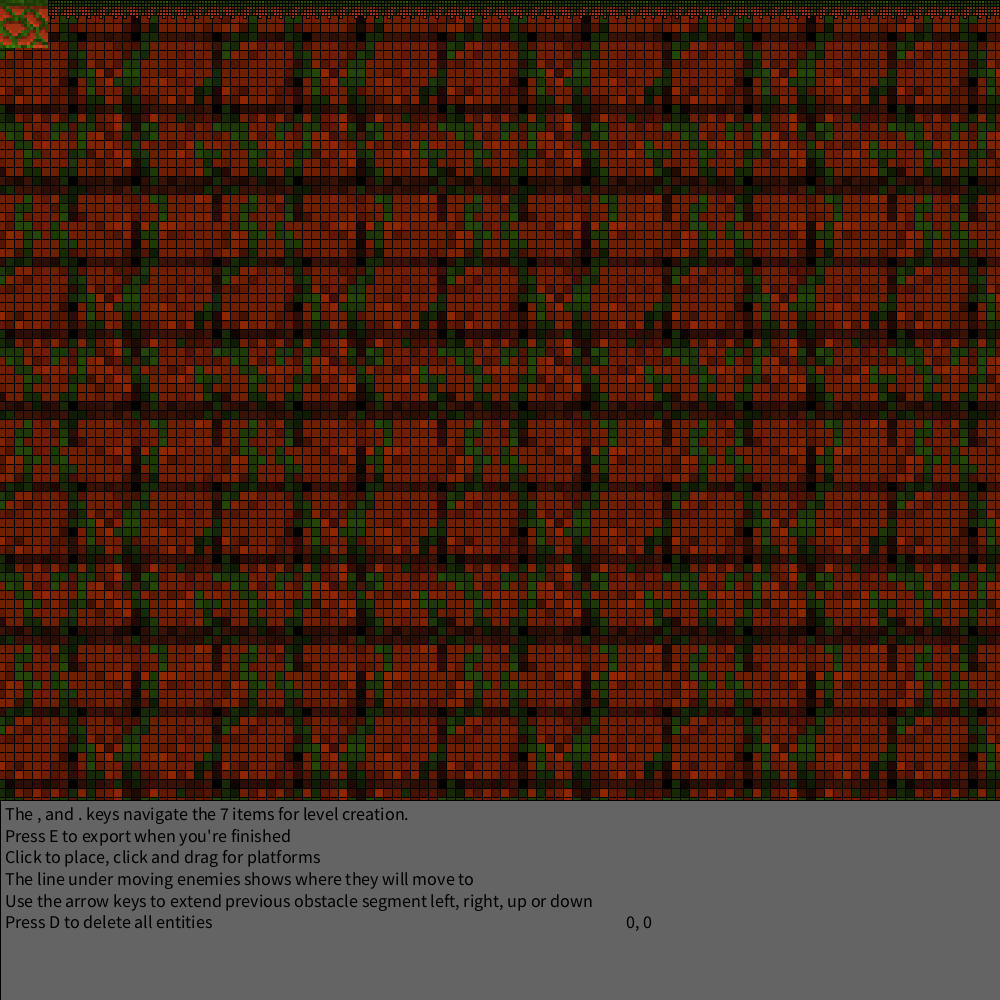
Frame 1 (no input)
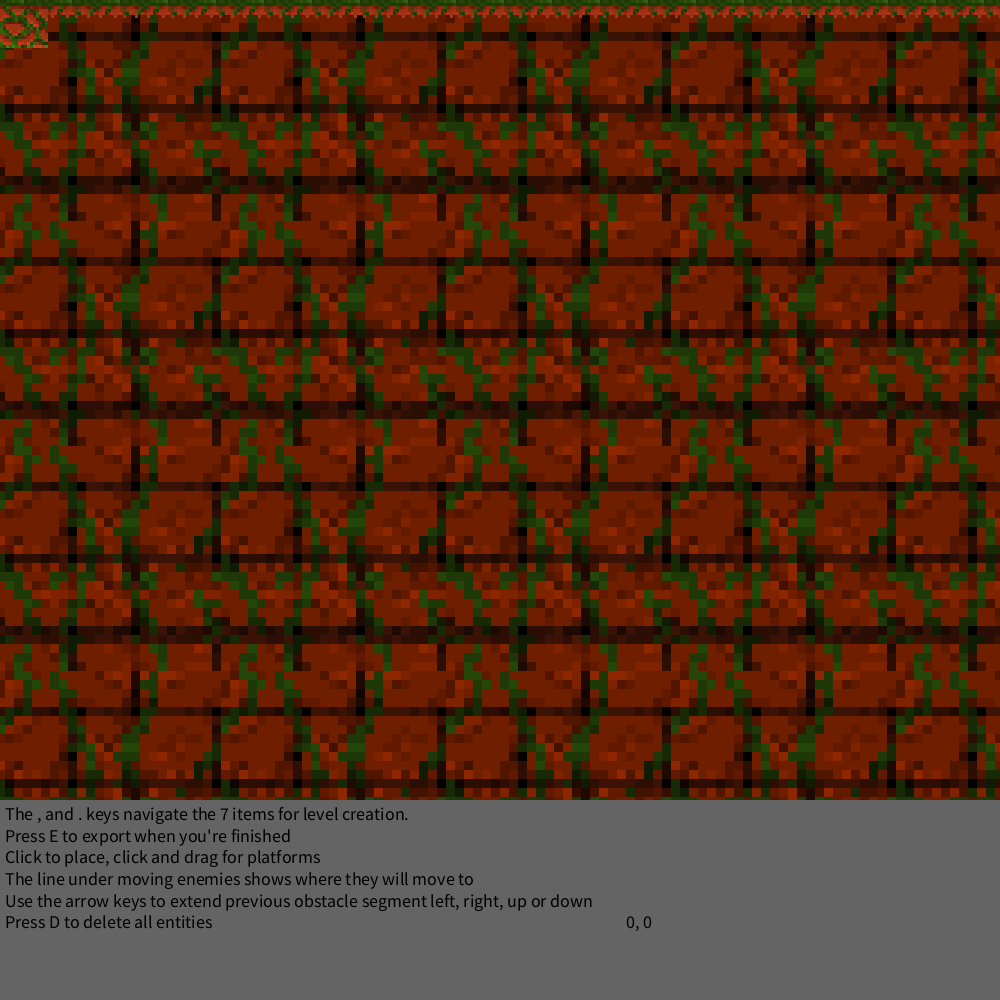
Frame 60 (the mouse pressed at the canvas centre just before this capture)
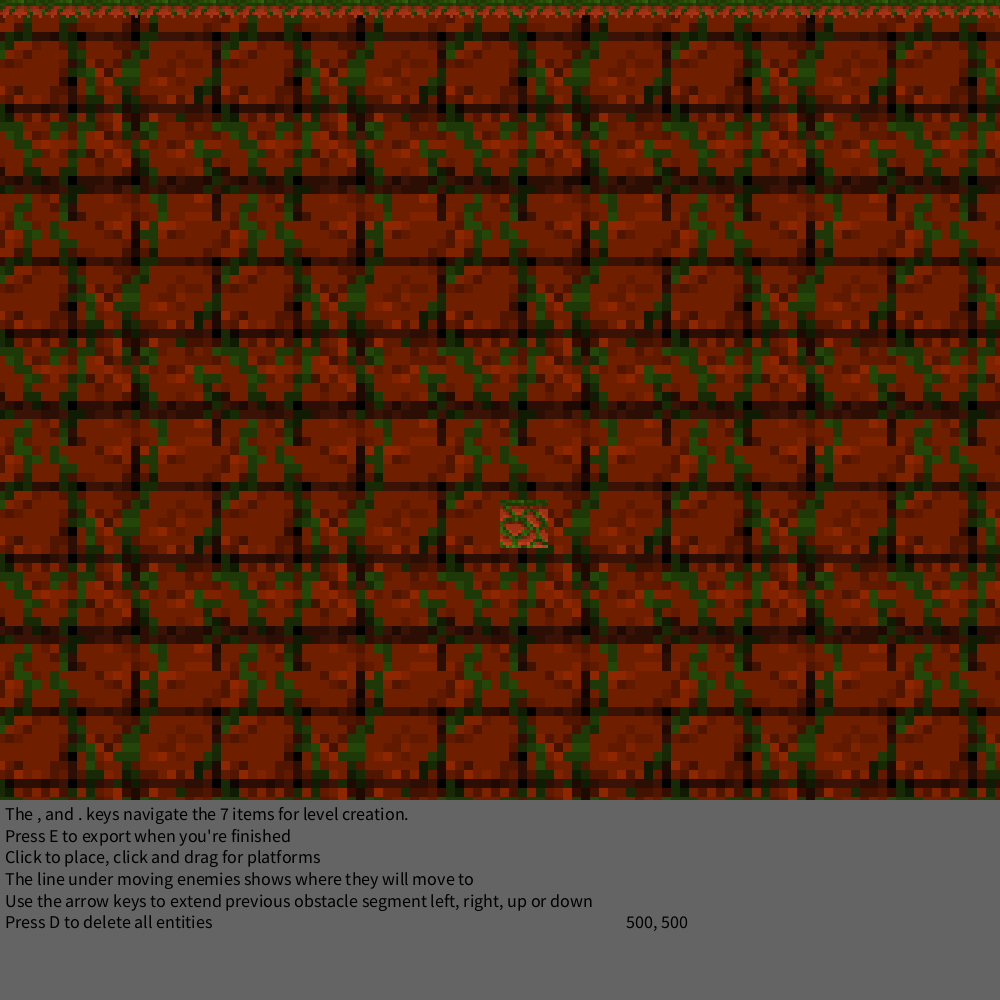
Frame 120 (the mouse held since frame 60 and released just before this capture)

The Processing sketch that drew these frames (run headless with seeded random() and noise(); from frame 60 on, the mouse is pressed at the canvas centre):

// Processing sketch: Lava_Escape_Level_Designer
// ── Lava_Escape_Level_Designer.pde
int selecteditem = 0;
int numofitems = 7;
ArrayList<Integer> spritetype = new ArrayList<Integer>();
ArrayList<Integer> x = new ArrayList<Integer>();
ArrayList<Integer> y = new ArrayList<Integer>();
int lastplatx = -1;
int lastplaty = -1;
int tempx;
int tempy;
void setup(){
  size(1000,1000);//1000x800 is level size
  background(100);
}
void mousePressed() {
  if(mouseY < 800 && selecteditem != 7){
    spritetype.add(selecteditem);
    x.add(mouseX);
    y.add(mouseY);
    lastplatx = mouseX;
    lastplaty = mouseY;
  }
}
void draw(){
  for(int x = -40; x < 1000; x+=225){
    for(int y = -40; y < 780; y+=225){
      fill(58, 19, 6);rect(x + 279, y + 0, 9, 9);rect(x + 252, y + 0, 9, 9);rect(x + 207, y + 0, 9, 9);rect(x + 189, y + 0, 9, 9);rect(x + 144, y + 0, 9, 9);rect(x + 135, y + 0, 9, 9);rect(x + 99, y + 0, 9, 9);rect(x + 72, y + 0, 9, 9);rect(x + 63, y + 0, 9, 9);rect(x + 54, y + 0, 9, 9);rect(x + 153, y + 72, 9, 9);rect(x + 135, y + 72, 9, 9);rect(x + 126, y + 72, 9, 9);rect(x + 153, y + 72, 9, 9);rect(x + 198, y + 72, 9, 9);rect(x + 207, y + 72, 9, 9);rect(x + 216, y + 72, 9, 9);rect(x + 225, y + 72, 9, 9);rect(x + 234, y + 72, 9, 9);rect(x + 261, y + 72, 9, 9);rect(x + 252, y + 81, 9, 9);rect(x + 153, y + 144, 9, 9);rect(x + 171, y + 162, 9, 9);rect(x + 171, y + 180, 9, 9);rect(x + 99, y + 144, 9, 9);rect(x + 144, y + 144, 9, 9);rect(x + 189, y + 144, 9, 9);rect(x + 198, y + 144, 9, 9);rect(x + 207, y + 144, 9, 9);rect(x + 216, y + 144, 9, 9);rect(x + 243, y + 144, 9, 9);rect(x + 270, y + 144, 9, 9);rect(x + 36, y + 216, 9, 9);rect(x + 63, y + 216, 9, 9);rect(x + 108, y + 225, 9, 9);rect(x + 144, y + 216, 9, 9);rect(x + 162, y + 216, 9, 9);rect(x + 198, y + 216, 9, 9);rect(x + 216, y + 216, 9, 9);rect(x + 252, y + 225, 9, 9);rect(x + 279, y + 216, 9, 9);rect(x + 252, y + 261, 9, 9);fill(112, 30, 0);rect(x + 279, y + 162, 9, 9);rect(x + 279, y + 45, 9, 9);rect(x + 279, y + 54, 9, 9);rect(x + 279, y + 63, 9, 9);rect(x + 261, y + 45, 9, 9);rect(x + 261, y + 36, 9, 9);rect(x + 252, y + 36, 9, 9);rect(x + 252, y + 45, 9, 9);rect(x + 243, y + 36, 9, 9);rect(x + 234, y + 36, 9, 9);rect(x + 234, y + 45, 9, 9);rect(x + 243, y + 45, 9, 9);rect(x + 243, y + 171, 9, 9);rect(x + 234, y + 171, 9, 9);rect(x + 234, y + 162, 9, 9);rect(x + 225, y + 153, 9, 9);rect(x + 216, y + 153, 9, 9);rect(x + 207, y + 153, 9, 9);rect(x + 198, y + 153, 9, 9);rect(x + 189, y + 153, 9, 9);rect(x + 198, y + 162, 9, 9);rect(x + 198, y + 171, 9, 9);rect(x + 207, y + 171, 9, 9);rect(x + 216, y + 171, 9, 9);rect(x + 225, y + 171, 9, 9);rect(x + 225, y + 162, 9, 9);rect(x + 216, y + 162, 9, 9);rect(x + 207, y + 162, 9, 9);rect(x + 243, y + 54, 9, 9);rect(x + 198, y + 54, 9, 9);rect(x + 207, y + 54, 9, 9);rect(x + 216, y + 54, 9, 9);rect(x + 198, y + 63, 9, 9);rect(x + 207, y + 63, 9, 9);rect(x + 216, y + 63, 9, 9);rect(x + 225, y + 63, 9, 9);rect(x + 225, y + 54, 9, 9);rect(x + 234, y + 54, 9, 9);rect(x + 234, y + 63, 9, 9);rect(x + 180, y + 171, 9, 9);rect(x + 180, y + 54, 9, 9);rect(x + 162, y + 36, 9, 9);rect(x + 162, y + 162, 9, 9);rect(x + 153, y + 162, 9, 9);rect(x + 153, y + 153, 9, 9);rect(x + 144, y + 153, 9, 9);rect(x + 144, y + 171, 9, 9);rect(x + 162, y + 54, 9, 9);rect(x + 153, y + 54, 9, 9);rect(x + 144, y + 54, 9, 9);rect(x + 153, y + 63, 9, 9);rect(x + 144, y + 63, 9, 9);rect(x + 135, y + 63, 9, 9);rect(x + 135, y + 54, 9, 9);rect(x + 126, y + 54, 9, 9);rect(x + 117, y + 54, 9, 9);rect(x + 108, y + 45, 9, 9);rect(x + 117, y + 45, 9, 9);rect(x + 126, y + 45, 9, 9);rect(x + 135, y + 45, 9, 9);rect(x + 99, y + 36, 9, 9);rect(x + 108, y + 36, 9, 9);rect(x + 117, y + 36, 9, 9);rect(x + 126, y + 36, 9, 9);rect(x + 99, y + 171, 9, 9);rect(x + 108, y + 171, 9, 9);rect(x + 117, y + 162, 9, 9);rect(x + 126, y + 153, 9, 9);rect(x + 81, y + 45, 9, 9);rect(x + 81, y + 36, 9, 9);rect(x + 72, y + 171, 9, 9);rect(x + 81, y + 171, 9, 9);rect(x + 72, y + 162, 9, 9);rect(x + 81, y + 162, 9, 9);rect(x + 90, y + 153, 9, 9);rect(x + 81, y + 153, 9, 9);rect(x + 72, y + 153, 9, 9);rect(x + 63, y + 153, 9, 9);rect(x + 54, y + 153, 9, 9);rect(x + 54, y + 162, 9, 9);rect(x + 63, y + 162, 9, 9);rect(x + 90, y + 54, 9, 9);rect(x + 81, y + 54, 9, 9);rect(x + 72, y + 54, 9, 9);rect(x + 72, y + 63, 9, 9);rect(x + 81, y + 63, 9, 9);rect(x + 90, y + 63, 9, 9);rect(x + 54, y + 54, 9, 9);rect(x + 36, y + 171, 9, 9);rect(x + 36, y + 36, 9, 9);rect(x + 162, y + 45, 9, 9);rect(x + 153, y + 54, 9, 9);rect(x + 162, y + 63, 9, 9);rect(x + 153, y + 63, 9, 9);rect(x + 0, y + 63, 9, 9);rect(x + 0, y + 54, 9, 9);rect(x + 0, y + 45, 9, 9);rect(x + 0, y + 36, 9, 9);rect(x + 153, y + 171, 9, 9);rect(x + 279, y + 99, 9, 9);rect(x + 279, y + 108, 9, 9);rect(x + 279, y + 117, 9, 9);rect(x + 279, y + 126, 9, 9);rect(x + 279, y + 135, 9, 9);rect(x + 270, y + 135, 9, 9);rect(x + 270, y + 126, 9, 9);rect(x + 270, y + 117, 9, 9);rect(x + 261, y + 126, 9, 9);rect(x + 243, y + 99, 9, 9);rect(x + 243, y + 108, 9, 9);rect(x + 234, y + 108, 9, 9);rect(x + 234, y + 117, 9, 9);rect(x + 225, y + 117, 9, 9);rect(x + 225, y + 126, 9, 9);rect(x + 216, y + 126, 9, 9);rect(x + 207, y + 117, 9, 9);rect(x + 207, y + 126, 9, 9);rect(x + 198, y + 135, 9, 9);rect(x + 198, y + 126, 9, 9);rect(x + 189, y + 126, 9, 9);rect(x + 171, y + 126, 9, 9);rect(x + 180, y + 126, 9, 9);rect(x + 180, y + 117, 9, 9);rect(x + 180, y + 108, 9, 9);rect(x + 180, y + 99, 9, 9);rect(x + 189, y + 108, 9, 9);rect(x + 189, y + 81, 9, 9);rect(x + 189, y + 90, 9, 9);rect(x + 189, y + 99, 9, 9);rect(x + 198, y + 99, 9, 9);rect(x + 198, y + 90, 9, 9);rect(x + 198, y + 81, 9, 9);rect(x + 207, y + 90, 9, 9);rect(x + 207, y + 81, 9, 9);rect(x + 216, y + 81, 9, 9);rect(x + 225, y + 81, 9, 9);rect(x + 234, y + 81, 9, 9);rect(x + 234, y + 90, 9, 9);rect(x + 225, y + 90, 9, 9);rect(x + 216, y + 99, 9, 9);rect(x + 162, y + 99, 9, 9);rect(x + 162, y + 108, 9, 9);rect(x + 153, y + 108, 9, 9);rect(x + 153, y + 117, 9, 9);rect(x + 153, y + 135, 9, 9);rect(x + 153, y + 126, 9, 9);rect(x + 144, y + 126, 9, 9);rect(x + 135, y + 117, 9, 9);rect(x + 153, y + 99, 9, 9);rect(x + 144, y + 99, 9, 9);rect(x + 153, y + 90, 9, 9);rect(x + 144, y + 90, 9, 9);rect(x + 144, y + 81, 9, 9);rect(x + 135, y + 81, 9, 9);rect(x + 135, y + 90, 9, 9);rect(x + 126, y + 90, 9, 9);rect(x + 126, y + 81, 9, 9);rect(x + 117, y + 117, 9, 9);rect(x + 117, y + 126, 9, 9);rect(x + 99, y + 90, 9, 9);rect(x + 72, y + 90, 9, 9);rect(x + 81, y + 81, 9, 9);rect(x + 90, y + 81, 9, 9);rect(x + 81, y + 90, 9, 9);rect(x + 90, y + 90, 9, 9);rect(x + 90, y + 99, 9, 9);rect(x + 90, y + 108, 9, 9);rect(x + 90, y + 117, 9, 9);rect(x + 81, y + 135, 9, 9);rect(x + 81, y + 126, 9, 9);rect(x + 81, y + 117, 9, 9);rect(x + 81, y + 108, 9, 9);rect(x + 81, y + 99, 9, 9);rect(x + 72, y + 99, 9, 9);rect(x + 63, y + 99, 9, 9);rect(x + 54, y + 90, 9, 9);rect(x + 63, y + 108, 9, 9);rect(x + 72, y + 108, 9, 9);rect(x + 72, y + 126, 9, 9);rect(x + 63, y + 135, 9, 9);rect(x + 63, y + 126, 9, 9);rect(x + 72, y + 117, 9, 9);rect(x + 63, y + 117, 9, 9);rect(x + 54, y + 117, 9, 9);rect(x + 54, y + 108, 9, 9);rect(x + 45, y + 108, 9, 9);rect(x + 45, y + 117, 9, 9);rect(x + 36, y + 108, 9, 9);rect(x + 171, y + 108, 9, 9);rect(x + 171, y + 117, 9, 9);rect(x + 36, y + 117, 9, 9);rect(x + 0, y + 81, 9, 9);rect(x + 0, y + 90, 9, 9);rect(x + 153, y + 90, 9, 9);rect(x + 153, y + 81, 9, 9);rect(x + 162, y + 81, 9, 9);rect(x + 171, y + 81, 9, 9);rect(x + 0, y + 108, 9, 9);rect(x + 0, y + 117, 9, 9);rect(x + 0, y + 126, 9, 9);rect(x + 153, y + 126, 9, 9);rect(x + 153, y + 135, 9, 9);rect(x + 0, y + 153, 9, 9);rect(x + 153, y + 153, 9, 9);rect(x + 153, y + 162, 9, 9);rect(x + 0, y + 162, 9, 9);rect(x + 162, y + 171, 9, 9);rect(x + 153, y + 180, 9, 9);rect(x + 0, y + 189, 9, 9);rect(x + 0, y + 198, 9, 9);rect(x + 0, y + 207, 9, 9);rect(x + 153, y + 207, 9, 9);rect(x + 153, y + 198, 9, 9);rect(x + 36, y + 189, 9, 9);rect(x + 36, y + 180, 9, 9);rect(x + 36, y + 171, 9, 9);rect(x + 45, y + 171, 9, 9);rect(x + 45, y + 180, 9, 9);rect(x + 45, y + 189, 9, 9);rect(x + 54, y + 189, 9, 9);rect(x + 45, y + 207, 9, 9);rect(x + 45, y + 198, 9, 9);rect(x + 54, y + 198, 9, 9);rect(x + 54, y + 207, 9, 9);rect(x + 72, y + 198, 9, 9);rect(x + 81, y + 198, 9, 9);rect(x + 99, y + 198, 9, 9);rect(x + 90, y + 198, 9, 9);rect(x + 90, y + 207, 9, 9);rect(x + 81, y + 207, 9, 9);rect(x + 54, y + 153, 9, 9);rect(x + 63, y + 162, 9, 9);rect(x + 72, y + 162, 9, 9);rect(x + 81, y + 162, 9, 9);rect(x + 90, y + 162, 9, 9);rect(x + 99, y + 162, 9, 9);rect(x + 99, y + 171, 9, 9);rect(x + 90, y + 171, 9, 9);rect(x + 108, y + 180, 9, 9);rect(x + 135, y + 171, 9, 9);rect(x + 135, y + 153, 9, 9);rect(x + 144, y + 153, 9, 9);rect(x + 153, y + 153, 9, 9);rect(x + 153, y + 162, 9, 9);rect(x + 144, y + 162, 9, 9);rect(x + 153, y + 171, 9, 9);rect(x + 153, y + 180, 9, 9);rect(x + 162, y + 180, 9, 9);rect(x + 162, y + 189, 9, 9);rect(x + 153, y + 189, 9, 9);rect(x + 153, y + 198, 9, 9);rect(x + 153, y + 207, 9, 9);rect(x + 144, y + 207, 9, 9);rect(x + 144, y + 198, 9, 9);rect(x + 126, y + 198, 9, 9);rect(x + 117, y + 198, 9, 9);rect(x + 117, y + 207, 9, 9);rect(x + 126, y + 207, 9, 9);rect(x + 189, y + 198, 9, 9);rect(x + 198, y + 198, 9, 9);rect(x + 198, y + 189, 9, 9);rect(x + 189, y + 189, 9, 9);rect(x + 198, y + 180, 9, 9);rect(x + 198, y + 171, 9, 9);rect(x + 207, y + 171, 9, 9);rect(x + 216, y + 171, 9, 9);rect(x + 216, y + 162, 9, 9);rect(x + 207, y + 162, 9, 9);rect(x + 198, y + 207, 9, 9);rect(x + 207, y + 207, 9, 9);rect(x + 207, y + 198, 9, 9);rect(x + 216, y + 198, 9, 9);rect(x + 234, y + 198, 9, 9);rect(x + 234, y + 153, 9, 9);rect(x + 234, y + 162, 9, 9);rect(x + 243, y + 162, 9, 9);rect(x + 252, y + 162, 9, 9);rect(x + 261, y + 171, 9, 9);rect(x + 261, y + 162, 9, 9);rect(x + 279, y + 171, 9, 9);rect(x + 279, y + 162, 9, 9);rect(x + 279, y + 153, 9, 9);rect(x + 270, y + 153, 9, 9);rect(x + 270, y + 162, 9, 9);rect(x + 279, y + 189, 9, 9);rect(x + 270, y + 189, 9, 9);rect(x + 270, y + 198, 9, 9);rect(x + 270, y + 207, 9, 9);rect(x + 279, y + 207, 9, 9);rect(x + 279, y + 198, 9, 9);rect(x + 261, y + 198, 9, 9);rect(x + 252, y + 198, 9, 9);rect(x + 0, y + 225, 9, 9);rect(x + 0, y + 234, 9, 9);rect(x + 0, y + 243, 9, 9);rect(x + 153, y + 243, 9, 9);rect(x + 153, y + 234, 9, 9);rect(x + 153, y + 225, 9, 9);rect(x + 153, y + 252, 9, 9);rect(x + 162, y + 252, 9, 9);rect(x + 171, y + 252, 9, 9);rect(x + 171, y + 243, 9, 9);rect(x + 162, y + 243, 9, 9);rect(x + 162, y + 261, 9, 9);rect(x + 162, y + 270, 9, 9);rect(x + 171, y + 270, 9, 9);rect(x + 171, y + 279, 9, 9);rect(x + 36, y + 279, 9, 9);rect(x + 36, y + 243, 9, 9);rect(x + 36, y + 234, 9, 9);rect(x + 45, y + 234, 9, 9);rect(x + 45, y + 243, 9, 9);rect(x + 54, y + 234, 9, 9);rect(x + 54, y + 225, 9, 9);rect(x + 72, y + 234, 9, 9);rect(x + 72, y + 243, 9, 9);rect(x + 81, y + 243, 9, 9);rect(x + 81, y + 252, 9, 9);rect(x + 72, y + 252, 9, 9);rect(x + 90, y + 252, 9, 9);rect(x + 90, y + 261, 9, 9);rect(x + 90, y + 270, 9, 9);rect(x + 99, y + 270, 9, 9);rect(x + 72, y + 270, 9, 9);rect(x + 81, y + 279, 9, 9);rect(x + 72, y + 279, 9, 9);rect(x + 63, y + 279, 9, 9);rect(x + 54, y + 279, 9, 9);rect(x + 90, y + 225, 9, 9);rect(x + 117, y + 234, 9, 9);rect(x + 117, y + 243, 9, 9);rect(x + 126, y + 225, 9, 9);rect(x + 126, y + 234, 9, 9);rect(x + 126, y + 243, 9, 9);rect(x + 126, y + 252, 9, 9);rect(x + 135, y + 252, 9, 9);rect(x + 135, y + 243, 9, 9);rect(x + 135, y + 234, 9, 9);rect(x + 135, y + 225, 9, 9);rect(x + 144, y + 225, 9, 9);rect(x + 153, y + 225, 9, 9);rect(x + 153, y + 234, 9, 9);rect(x + 153, y + 252, 9, 9);rect(x + 153, y + 243, 9, 9);rect(x + 144, y + 243, 9, 9);rect(x + 144, y + 252, 9, 9);rect(x + 135, y + 261, 9, 9);rect(x + 144, y + 261, 9, 9);rect(x + 144, y + 270, 9, 9);rect(x + 135, y + 270, 9, 9);rect(x + 144, y + 279, 9, 9);rect(x + 153, y + 279, 9, 9);rect(x + 162, y + 279, 9, 9);rect(x + 153, y + 270, 9, 9);rect(x + 162, y + 261, 9, 9);rect(x + 171, y + 270, 9, 9);rect(x + 162, y + 243, 9, 9);rect(x + 162, y + 234, 9, 9);rect(x + 171, y + 234, 9, 9);rect(x + 180, y + 234, 9, 9);rect(x + 180, y + 243, 9, 9);rect(x + 189, y + 243, 9, 9);rect(x + 189, y + 252, 9, 9);rect(x + 198, y + 225, 9, 9);rect(x + 207, y + 234, 9, 9);rect(x + 216, y + 234, 9, 9);rect(x + 225, y + 234, 9, 9);rect(x + 225, y + 243, 9, 9);rect(x + 216, y + 243, 9, 9);rect(x + 207, y + 243, 9, 9);rect(x + 207, y + 252, 9, 9);rect(x + 216, y + 252, 9, 9);rect(x + 225, y + 252, 9, 9);rect(x + 234, y + 243, 9, 9);rect(x + 243, y + 243, 9, 9);rect(x + 207, y + 261, 9, 9);rect(x + 207, y + 270, 9, 9);rect(x + 198, y + 270, 9, 9);rect(x + 189, y + 279, 9, 9);rect(x + 198, y + 279, 9, 9);rect(x + 207, y + 279, 9, 9);rect(x + 216, y + 279, 9, 9);rect(x + 225, y + 279, 9, 9);rect(x + 234, y + 270, 9, 9);rect(x + 243, y + 270, 9, 9);rect(x + 270, y + 279, 9, 9);rect(x + 270, y + 270, 9, 9);rect(x + 279, y + 279, 9, 9);rect(x + 279, y + 270, 9, 9);rect(x + 279, y + 261, 9, 9);rect(x + 279, y + 243, 9, 9);rect(x + 279, y + 234, 9, 9);rect(x + 279, y + 225, 9, 9);rect(x + 270, y + 225, 9, 9);rect(x + 270, y + 234, 9, 9);fill(97, 26, 0);rect(x + 45, y + 153, 9, 9);rect(x + 0, y + 171, 9, 9);rect(x + 153, y + 36, 9, 9);rect(x + 153, y + 45, 9, 9);rect(x + 162, y + 54, 9, 9);rect(x + 72, y + 36, 9, 9);rect(x + 117, y + 171, 9, 9);rect(x + 126, y + 171, 9, 9);rect(x + 135, y + 153, 9, 9);rect(x + 135, y + 162, 9, 9);rect(x + 144, y + 162, 9, 9);rect(x + 153, y + 171, 9, 9);rect(x + 162, y + 171, 9, 9);rect(x + 144, y + 45, 9, 9);rect(x + 126, y + 63, 9, 9);rect(x + 117, y + 63, 9, 9);rect(x + 216, y + 45, 9, 9);rect(x + 225, y + 45, 9, 9);rect(x + 225, y + 36, 9, 9);rect(x + 243, y + 162, 9, 9);rect(x + 279, y + 153, 9, 9);rect(x + 270, y + 153, 9, 9);rect(x + 279, y + 36, 9, 9);rect(x + 252, y + 54, 9, 9);rect(x + 252, y + 63, 9, 9);rect(x + 243, y + 81, 9, 9);rect(x + 261, y + 81, 9, 9);rect(x + 270, y + 108, 9, 9);rect(x + 234, y + 99, 9, 9);rect(x + 216, y + 90, 9, 9);rect(x + 207, y + 99, 9, 9);rect(x + 207, y + 108, 9, 9);rect(x + 198, y + 108, 9, 9);rect(x + 216, y + 117, 9, 9);rect(x + 72, y + 81, 9, 9);rect(x + 54, y + 99, 9, 9);rect(x + 36, y + 99, 9, 9);rect(x + 162, y + 90, 9, 9);rect(x + 0, y + 99, 9, 9);rect(x + 99, y + 99, 9, 9);rect(x + 45, y + 126, 9, 9);rect(x + 36, y + 135, 9, 9);rect(x + 99, y + 135, 9, 9);rect(x + 135, y + 126, 9, 9);rect(x + 171, y + 135, 9, 9);rect(x + 243, y + 135, 9, 9);rect(x + 270, y + 180, 9, 9);rect(x + 252, y + 171, 9, 9);rect(x + 243, y + 171, 9, 9);rect(x + 234, y + 171, 9, 9);rect(x + 216, y + 180, 9, 9);rect(x + 207, y + 153, 9, 9);rect(x + 198, y + 153, 9, 9);rect(x + 198, y + 162, 9, 9);rect(x + 189, y + 171, 9, 9);rect(x + 189, y + 180, 9, 9);rect(x + 117, y + 153, 9, 9);rect(x + 108, y + 162, 9, 9);rect(x + 144, y + 189, 9, 9);rect(x + 99, y + 189, 9, 9);rect(x + 81, y + 189, 9, 9);rect(x + 81, y + 171, 9, 9);rect(x + 162, y + 162, 9, 9);rect(x + 153, y + 171, 9, 9);rect(x + 0, y + 171, 9, 9);rect(x + 162, y + 180, 9, 9);rect(x + 36, y + 198, 9, 9);rect(x + 45, y + 225, 9, 9);rect(x + 171, y + 225, 9, 9);rect(x + 162, y + 234, 9, 9);rect(x + 171, y + 261, 9, 9);rect(x + 0, y + 279, 9, 9);rect(x + 45, y + 252, 9, 9);rect(x + 63, y + 252, 9, 9);rect(x + 63, y + 270, 9, 9);rect(x + 81, y + 234, 9, 9);rect(x + 135, y + 207, 9, 9);rect(x + 162, y + 207, 9, 9);rect(x + 216, y + 207, 9, 9);rect(x + 207, y + 225, 9, 9);rect(x + 279, y + 252, 9, 9);rect(x + 270, y + 252, 9, 9);rect(x + 234, y + 279, 9, 9);rect(x + 234, y + 261, 9, 9);rect(x + 180, y + 252, 9, 9);rect(x + 171, y + 243, 9, 9);rect(x + 162, y + 270, 9, 9);rect(x + 135, y + 279, 9, 9);rect(x + 126, y + 261, 9, 9);fill(127, 34, 0);rect(x + 162, y + 279, 9, 9);rect(x + 153, y + 279, 9, 9);rect(x + 153, y + 270, 9, 9);rect(x + 153, y + 261, 9, 9);rect(x + 0, y + 252, 9, 9);rect(x + 36, y + 252, 9, 9);rect(x + 63, y + 261, 9, 9);rect(x + 81, y + 261, 9, 9);rect(x + 81, y + 270, 9, 9);rect(x + 117, y + 261, 9, 9);rect(x + 126, y + 279, 9, 9);rect(x + 171, y + 261, 9, 9);rect(x + 180, y + 261, 9, 9);rect(x + 162, y + 252, 9, 9);rect(x + 144, y + 234, 9, 9);rect(x + 90, y + 234, 9, 9);rect(x + 81, y + 225, 9, 9);rect(x + 225, y + 261, 9, 9);rect(x + 234, y + 252, 9, 9);rect(x + 243, y + 252, 9, 9);rect(x + 243, y + 234, 9, 9);rect(x + 225, y + 225, 9, 9);rect(x + 216, y + 225, 9, 9);rect(x + 270, y + 261, 9, 9);rect(x + 234, y + 207, 9, 9);rect(x + 261, y + 180, 9, 9);rect(x + 252, y + 180, 9, 9);rect(x + 243, y + 180, 9, 9);rect(x + 270, y + 171, 9, 9);rect(x + 225, y + 189, 9, 9);rect(x + 207, y + 189, 9, 9);rect(x + 180, y + 180, 9, 9);rect(x + 135, y + 180, 9, 9);rect(x + 135, y + 189, 9, 9);rect(x + 126, y + 180, 9, 9);rect(x + 126, y + 171, 9, 9);rect(x + 99, y + 180, 9, 9);rect(x + 90, y + 180, 9, 9);rect(x + 90, y + 189, 9, 9);rect(x + 72, y + 180, 9, 9);rect(x + 162, y + 189, 9, 9);rect(x + 162, y + 198, 9, 9);rect(x + 0, y + 135, 9, 9);rect(x + 72, y + 135, 9, 9);rect(x + 72, y + 153, 9, 9);rect(x + 90, y + 153, 9, 9);rect(x + 144, y + 135, 9, 9);rect(x + 189, y + 162, 9, 9);rect(x + 180, y + 162, 9, 9);rect(x + 189, y + 117, 9, 9);rect(x + 216, y + 108, 9, 9);rect(x + 225, y + 99, 9, 9);rect(x + 126, y + 99, 9, 9);rect(x + 63, y + 81, 9, 9);rect(x + 54, y + 81, 9, 9);rect(x + 45, y + 90, 9, 9);rect(x + 153, y + 108, 9, 9);rect(x + 36, y + 63, 9, 9);rect(x + 45, y + 63, 9, 9);rect(x + 45, y + 54, 9, 9);rect(x + 54, y + 45, 9, 9);rect(x + 162, y + 36, 9, 9);rect(x + 162, y + 162, 9, 9);rect(x + 117, y + 153, 9, 9);rect(x + 126, y + 162, 9, 9);rect(x + 144, y + 36, 9, 9);rect(x + 162, y + 45, 9, 9);rect(x + 198, y + 45, 9, 9);rect(x + 216, y + 36, 9, 9);rect(x + 279, y + 171, 9, 9);rect(x + 261, y + 153, 9, 9);fill(37, 70, 9);rect(x + 36, y + 270, 9, 9);rect(x + 45, y + 261, 9, 9);rect(x + 54, y + 252, 9, 9);rect(x + 63, y + 234, 9, 9);rect(x + 99, y + 252, 9, 9);rect(x + 198, y + 252, 9, 9);rect(x + 189, y + 234, 9, 9);rect(x + 234, y + 189, 9, 9);rect(x + 234, y + 180, 9, 9);rect(x + 117, y + 180, 9, 9);rect(x + 117, y + 171, 9, 9);rect(x + 63, y + 189, 9, 9);rect(x + 54, y + 171, 9, 9);rect(x + 162, y + 126, 9, 9);rect(x + 162, y + 108, 9, 9);rect(x + 36, y + 90, 9, 9);rect(x + 72, y + 45, 9, 9);rect(x + 63, y + 36, 9, 9);rect(x + 54, y + 36, 9, 9);rect(x + 45, y + 171, 9, 9);rect(x + 90, y + 171, 9, 9);rect(x + 99, y + 45, 9, 9);rect(x + 126, y + 108, 9, 9);rect(x + 126, y + 126, 9, 9);rect(x + 171, y + 108, 9, 9);rect(x + 171, y + 99, 9, 9);rect(x + 270, y + 99, 9, 9);rect(x + 270, y + 45, 9, 9);rect(x + 261, y + 171, 9, 9);rect(x + 252, y + 162, 9, 9);rect(x + 243, y + 153, 9, 9);rect(x + 189, y + 171, 9, 9);rect(x + 180, y + 162, 9, 9);fill(15, 5, 2);rect(x + 171, y + 216, 9, 9);fill(0, 0, 0);rect(x + 108, y + 216, 9, 9);rect(x + 171, y + 216, 9, 9);rect(x + 252, y + 144, 9, 9);rect(x + 171, y + 72, 9, 9);rect(x + 171, y + 72, 9, 9);rect(x + 171, y + 0, 9, 9);fill(142, 38, 0);rect(x + 216, y + 261, 9, 9);rect(x + 234, y + 234, 9, 9);rect(x + 216, y + 189, 9, 9);rect(x + 162, y + 198, 9, 9);rect(x + 144, y + 180, 9, 9);rect(x + 81, y + 180, 9, 9);rect(x + 153, y + 189, 9, 9);rect(x + 0, y + 180, 9, 9);rect(x + 54, y + 135, 9, 9);rect(x + 36, y + 126, 9, 9);rect(x + 144, y + 117, 9, 9);rect(x + 135, y + 108, 9, 9);rect(x + 198, y + 117, 9, 9);rect(x + 207, y + 135, 9, 9);rect(x + 189, y + 153, 9, 9);rect(x + 279, y + 81, 9, 9);rect(x + 270, y + 162, 9, 9);rect(x + 207, y + 36, 9, 9);rect(x + 198, y + 36, 9, 9);rect(x + 180, y + 36, 9, 9);rect(x + 153, y + 36, 9, 9);rect(x + 135, y + 171, 9, 9);rect(x + 45, y + 45, 9, 9);rect(x + 162, y + 171, 9, 9);rect(x + 153, y + 162, 9, 9);rect(x + 153, y + 153, 9, 9);fill(82, 22, 0);rect(x + 36, y + 261, 9, 9);rect(x + 54, y + 270, 9, 9);rect(x + 72, y + 261, 9, 9);rect(x + 90, y + 279, 9, 9);rect(x + 90, y + 243, 9, 9);rect(x + 171, y + 234, 9, 9);rect(x + 36, y + 225, 9, 9);rect(x + 162, y + 207, 9, 9);rect(x + 126, y + 270, 9, 9);rect(x + 153, y + 261, 9, 9);rect(x + 171, y + 252, 9, 9);rect(x + 216, y + 270, 9, 9);rect(x + 225, y + 270, 9, 9);rect(x + 243, y + 261, 9, 9);rect(x + 261, y + 207, 9, 9);rect(x + 261, y + 189, 9, 9);rect(x + 279, y + 180, 9, 9);rect(x + 225, y + 198, 9, 9);rect(x + 225, y + 207, 9, 9);rect(x + 207, y + 180, 9, 9);rect(x + 135, y + 198, 9, 9);rect(x + 108, y + 171, 9, 9);rect(x + 108, y + 153, 9, 9);rect(x + 135, y + 162, 9, 9);rect(x + 72, y + 171, 9, 9);rect(x + 63, y + 171, 9, 9);rect(x + 63, y + 153, 9, 9);rect(x + 81, y + 153, 9, 9);rect(x + 36, y + 162, 9, 9);rect(x + 162, y + 153, 9, 9);rect(x + 243, y + 153, 9, 9);rect(x + 261, y + 153, 9, 9);rect(x + 117, y + 135, 9, 9);rect(x + 90, y + 135, 9, 9);rect(x + 90, y + 126, 9, 9);rect(x + 99, y + 126, 9, 9);rect(x + 99, y + 108, 9, 9);rect(x + 45, y + 135, 9, 9);rect(x + 171, y + 126, 9, 9);rect(x + 45, y + 99, 9, 9);rect(x + 63, y + 90, 9, 9);rect(x + 153, y + 99, 9, 9);rect(x + 135, y + 99, 9, 9);rect(x + 117, y + 81, 9, 9);rect(x + 99, y + 81, 9, 9);rect(x + 153, y + 81, 9, 9);rect(x + 162, y + 81, 9, 9);rect(x + 180, y + 135, 9, 9);rect(x + 189, y + 135, 9, 9);rect(x + 216, y + 135, 9, 9);rect(x + 225, y + 108, 9, 9);rect(x + 261, y + 117, 9, 9);rect(x + 261, y + 90, 9, 9);rect(x + 243, y + 63, 9, 9);rect(x + 207, y + 45, 9, 9);rect(x + 252, y + 171, 9, 9);rect(x + 153, y + 45, 9, 9);rect(x + 135, y + 36, 9, 9);rect(x + 108, y + 162, 9, 9);rect(x + 162, y + 153, 9, 9);rect(x + 0, y + 162, 9, 9);rect(x + 45, y + 36, 9, 9);rect(x + 36, y + 45, 9, 9);rect(x + 36, y + 54, 9, 9);rect(x + 180, y + 63, 9, 9);fill(30, 56, 7);rect(x + 54, y + 261, 9, 9);rect(x + 45, y + 270, 9, 9);rect(x + 54, y + 243, 9, 9);rect(x + 63, y + 243, 9, 9);rect(x + 99, y + 243, 9, 9);rect(x + 99, y + 225, 9, 9);rect(x + 99, y + 261, 9, 9);rect(x + 117, y + 270, 9, 9);rect(x + 189, y + 261, 9, 9);rect(x + 198, y + 261, 9, 9);rect(x + 198, y + 243, 9, 9);rect(x + 198, y + 234, 9, 9);rect(x + 261, y + 261, 9, 9);rect(x + 261, y + 243, 9, 9);rect(x + 270, y + 243, 9, 9);rect(x + 261, y + 225, 9, 9);rect(x + 243, y + 207, 9, 9);rect(x + 252, y + 189, 9, 9);rect(x + 243, y + 189, 9, 9);rect(x + 189, y + 207, 9, 9);rect(x + 180, y + 189, 9, 9);rect(x + 171, y + 180, 9, 9);rect(x + 162, y + 162, 9, 9);rect(x + 126, y + 162, 9, 9);rect(x + 117, y + 162, 9, 9);rect(x + 117, y + 189, 9, 9);rect(x + 108, y + 198, 9, 9);rect(x + 63, y + 198, 9, 9);rect(x + 72, y + 189, 9, 9);rect(x + 63, y + 180, 9, 9);rect(x + 54, y + 180, 9, 9);rect(x + 54, y + 162, 9, 9);rect(x + 45, y + 162, 9, 9);rect(x + 162, y + 117, 9, 9);rect(x + 153, y + 117, 9, 9);rect(x + 162, y + 99, 9, 9);rect(x + 171, y + 99, 9, 9);rect(x + 171, y + 90, 9, 9);rect(x + 36, y + 81, 9, 9);rect(x + 63, y + 54, 9, 9);rect(x + 63, y + 45, 9, 9);rect(x + 54, y + 171, 9, 9);rect(x + 45, y + 162, 9, 9);rect(x + 36, y + 162, 9, 9);rect(x + 90, y + 162, 9, 9);rect(x + 99, y + 162, 9, 9);rect(x + 90, y + 36, 9, 9);rect(x + 90, y + 45, 9, 9);rect(x + 99, y + 54, 9, 9);rect(x + 108, y + 54, 9, 9);rect(x + 117, y + 90, 9, 9);rect(x + 117, y + 108, 9, 9);rect(x + 126, y + 117, 9, 9);rect(x + 162, y + 117, 9, 9);rect(x + 171, y + 117, 9, 9);rect(x + 171, y + 90, 9, 9);rect(x + 180, y + 81, 9, 9);rect(x + 189, y + 54, 9, 9);rect(x + 189, y + 45, 9, 9);rect(x + 189, y + 36, 9, 9);rect(x + 180, y + 45, 9, 9);rect(x + 189, y + 162, 9, 9);rect(x + 180, y + 153, 9, 9);rect(x + 252, y + 153, 9, 9);rect(x + 261, y + 162, 9, 9);rect(x + 270, y + 171, 9, 9);rect(x + 270, y + 36, 9, 9);rect(x + 270, y + 81, 9, 9);rect(x + 270, y + 90, 9, 9);rect(x + 279, y + 90, 9, 9);rect(x + 261, y + 99, 9, 9);rect(x + 261, y + 108, 9, 9);rect(x + 243, y + 117, 9, 9);fill(44, 14, 5);rect(x + 108, y + 243, 9, 9);rect(x + 117, y + 216, 9, 9);rect(x + 126, y + 216, 9, 9);rect(x + 135, y + 216, 9, 9);rect(x + 90, y + 216, 9, 9);rect(x + 45, y + 216, 9, 9);rect(x + 171, y + 207, 9, 9);rect(x + 171, y + 189, 9, 9);rect(x + 153, y + 216, 9, 9);rect(x + 0, y + 216, 9, 9);rect(x + 180, y + 216, 9, 9);rect(x + 171, y + 198, 9, 9);rect(x + 234, y + 216, 9, 9);rect(x + 270, y + 216, 9, 9);rect(x + 252, y + 243, 9, 9);rect(x + 252, y + 252, 9, 9);rect(x + 171, y + 153, 9, 9);rect(x + 0, y + 144, 9, 9);rect(x + 54, y + 144, 9, 9);rect(x + 63, y + 144, 9, 9);rect(x + 72, y + 144, 9, 9);rect(x + 90, y + 144, 9, 9);rect(x + 117, y + 144, 9, 9);rect(x + 135, y + 144, 9, 9);rect(x + 108, y + 135, 9, 9);rect(x + 108, y + 126, 9, 9);rect(x + 108, y + 99, 9, 9);rect(x + 81, y + 72, 9, 9);rect(x + 72, y + 72, 9, 9);rect(x + 36, y + 72, 9, 9);rect(x + 171, y + 63, 9, 9);rect(x + 162, y + 72, 9, 9);rect(x + 0, y + 72, 9, 9);rect(x + 171, y + 45, 9, 9);rect(x + 171, y + 171, 9, 9);rect(x + 171, y + 162, 9, 9);rect(x + 153, y + 0, 9, 9);rect(x + 0, y + 0, 9, 9);rect(x + 81, y + 0, 9, 9);rect(x + 90, y + 0, 9, 9);rect(x + 126, y + 0, 9, 9);rect(x + 153, y + 0, 9, 9);rect(x + 180, y + 0, 9, 9);rect(x + 198, y + 0, 9, 9);rect(x + 216, y + 0, 9, 9);rect(x + 225, y + 0, 9, 9);rect(x + 234, y + 0, 9, 9);rect(x + 261, y + 0, 9, 9);rect(x + 270, y + 0, 9, 9);rect(x + 171, y + 162, 9, 9);rect(x + 171, y + 171, 9, 9);rect(x + 171, y + 36, 9, 9);rect(x + 171, y + 54, 9, 9);rect(x + 162, y + 72, 9, 9);rect(x + 144, y + 72, 9, 9);rect(x + 243, y + 72, 9, 9);rect(x + 252, y + 99, 9, 9);rect(x + 261, y + 144, 9, 9);rect(x + 234, y + 144, 9, 9);rect(x + 180, y + 144, 9, 9);rect(x + 171, y + 153, 9, 9);fill(23, 42, 5);rect(x + 45, y + 279, 9, 9);rect(x + 117, y + 279, 9, 9);rect(x + 108, y + 261, 9, 9);rect(x + 180, y + 270, 9, 9);rect(x + 189, y + 270, 9, 9);rect(x + 243, y + 279, 9, 9);rect(x + 252, y + 270, 9, 9);rect(x + 261, y + 270, 9, 9);rect(x + 261, y + 252, 9, 9);rect(x + 261, y + 234, 9, 9);rect(x + 261, y + 216, 9, 9);rect(x + 252, y + 216, 9, 9);rect(x + 243, y + 198, 9, 9);rect(x + 189, y + 216, 9, 9);rect(x + 180, y + 225, 9, 9);rect(x + 180, y + 198, 9, 9);rect(x + 171, y + 189, 9, 9);rect(x + 108, y + 207, 9, 9);rect(x + 99, y + 207, 9, 9);rect(x + 108, y + 189, 9, 9);rect(x + 99, y + 234, 9, 9);rect(x + 72, y + 225, 9, 9);rect(x + 63, y + 225, 9, 9);rect(x + 63, y + 207, 9, 9);rect(x + 72, y + 207, 9, 9);rect(x + 36, y + 144, 9, 9);rect(x + 36, y + 153, 9, 9);rect(x + 171, y + 135, 9, 9);rect(x + 162, y + 135, 9, 9);rect(x + 126, y + 153, 9, 9);rect(x + 126, y + 135, 9, 9);rect(x + 135, y + 135, 9, 9);rect(x + 153, y + 144, 9, 9);rect(x + 162, y + 144, 9, 9);rect(x + 162, y + 153, 9, 9);rect(x + 162, y + 171, 9, 9);rect(x + 180, y + 171, 9, 9);rect(x + 162, y + 126, 9, 9);rect(x + 225, y + 180, 9, 9);rect(x + 225, y + 162, 9, 9);rect(x + 216, y + 153, 9, 9);rect(x + 225, y + 144, 9, 9);rect(x + 243, y + 126, 9, 9);rect(x + 252, y + 108, 9, 9);rect(x + 270, y + 72, 9, 9);rect(x + 270, y + 54, 9, 9);rect(x + 261, y + 54, 9, 9);rect(x + 189, y + 72, 9, 9);rect(x + 180, y + 72, 9, 9);rect(x + 180, y + 90, 9, 9);rect(x + 108, y + 108, 9, 9);rect(x + 108, y + 90, 9, 9);rect(x + 108, y + 81, 9, 9);rect(x + 99, y + 72, 9, 9);rect(x + 99, y + 63, 9, 9);rect(x + 63, y + 63, 9, 9);rect(x + 63, y + 72, 9, 9);rect(x + 45, y + 72, 9, 9);rect(x + 45, y + 81, 9, 9);rect(x + 36, y + 153, 9, 9);rect(x + 99, y + 153, 9, 9);rect(x + 108, y + 153, 9, 9);rect(x + 171, y + 0, 9, 9);rect(x + 171, y + 153, 9, 9);fill(67, 18, 0);rect(x + 0, y + 270, 9, 9);rect(x + 99, y + 279, 9, 9);rect(x + 117, y + 252, 9, 9);rect(x + 162, y + 225, 9, 9);rect(x + 261, y + 279, 9, 9);rect(x + 234, y + 225, 9, 9);rect(x + 243, y + 225, 9, 9);rect(x + 171, y + 225, 9, 9);rect(x + 126, y + 189, 9, 9);rect(x + 144, y + 171, 9, 9);rect(x + 180, y + 153, 9, 9);rect(x + 261, y + 135, 9, 9);rect(x + 99, y + 153, 9, 9);rect(x + 54, y + 126, 9, 9);rect(x + 144, y + 108, 9, 9);rect(x + 162, y + 90, 9, 9);rect(x + 171, y + 81, 9, 9);rect(x + 162, y + 63, 9, 9);rect(x + 234, y + 153, 9, 9);rect(x + 108, y + 63, 9, 9);rect(x + 54, y + 63, 9, 9);rect(x + 0, y + 153, 9, 9);fill(157, 42, 0);rect(x + 0, y + 261, 9, 9);fill(113, 30, 0);rect(x + 243, y + 90, 9, 9);fill(2, 1, 0);rect(x + 108, y + 144, 9, 9);rect(x + 108, y + 279, 9, 9);rect(x + 171, y + 144, 9, 9);rect(x + 108, y + 117, 9, 9);rect(x + 117, y + 72, 9, 9);rect(x + 252, y + 72, 9, 9);fill(30, 10, 3);rect(x + 162, y + 216, 9, 9);rect(x + 171, y + 198, 9, 9);rect(x + 54, y + 216, 9, 9);rect(x + 81, y + 216, 9, 9);rect(x + 108, y + 252, 9, 9);rect(x + 153, y + 216, 9, 9);rect(x + 171, y + 207, 9, 9);rect(x + 207, y + 216, 9, 9);rect(x + 225, y + 216, 9, 9);rect(x + 243, y + 216, 9, 9);rect(x + 252, y + 234, 9, 9);rect(x + 279, y + 144, 9, 9);rect(x + 252, y + 135, 9, 9);rect(x + 252, y + 126, 9, 9);rect(x + 252, y + 90, 9, 9);rect(x + 171, y + 63, 9, 9);rect(x + 171, y + 45, 9, 9);rect(x + 81, y + 144, 9, 9);rect(x + 162, y + 144, 9, 9);rect(x + 171, y + 162, 9, 9);rect(x + 90, y + 72, 9, 9);rect(x + 171, y + 36, 9, 9);rect(x + 171, y + 153, 9, 9);fill(37, 10, 0);rect(x + 36, y + 207, 9, 9);rect(x + 117, y + 225, 9, 9);fill(16, 27, 4);rect(x + 171, y + 279, 9, 9);rect(x + 180, y + 279, 9, 9);rect(x + 189, y + 63, 9, 9);rect(x + 117, y + 0, 9, 9);rect(x + 108, y + 0, 9, 9);fill(0, 46, 0);rect(x + 171, y + 171, 9, 9);fill(15, 28, 3);rect(x + 108, y + 270, 9, 9);rect(x + 108, y + 234, 9, 9);rect(x + 72, y + 216, 9, 9);rect(x + 189, y + 225, 9, 9);rect(x + 180, y + 207, 9, 9);rect(x + 252, y + 279, 9, 9);rect(x + 252, y + 207, 9, 9);rect(x + 225, y + 171, 9, 9);rect(x + 225, y + 153, 9, 9);rect(x + 225, y + 135, 9, 9);rect(x + 234, y + 135, 9, 9);rect(x + 234, y + 126, 9, 9);rect(x + 270, y + 63, 9, 9);rect(x + 162, y + 135, 9, 9);rect(x + 126, y + 144, 9, 9);rect(x + 45, y + 153, 9, 9);rect(x + 171, y + 144, 9, 9);rect(x + 108, y + 72, 9, 9);rect(x + 54, y + 72, 9, 9);rect(x + 36, y + 0, 9, 9);fill(16, 5, 2);rect(x + 45, y + 144, 9, 9);rect(x + 171, y + 54, 9, 9);rect(x + 162, y + 0, 9, 9);rect(x + 279, y + 72, 9, 9);fill(72, 23, 8);rect(x + 171, y + 171, 9, 9);rect(x + 162, y + 0, 9, 9);fill(52, 14, 0);rect(x + 99, y + 117, 9, 9);rect(x + 252, y + 153, 9, 9);rect(x + 261, y + 63, 9, 9);fill(53, 14, 0);rect(x + 162, y + 153, 9, 9);fill(23, 41, 5);rect(x + 117, y + 99, 9, 9);fill(24, 40, 6);rect(x + 252, y + 117, 9, 9);rect(x + 99, y + 216, 9, 9);fill(22, 42, 4);rect(x + 45, y + 0, 9, 9);rect(x + 243, y + 0, 9, 9);fill(127, 34, 0);rect(x + 63, y + 171, 9, 9);fill(82, 22, 0);rect(x + 162, y + 225, 9, 9);
    }
  }
  for(int x = 0; x < 1000; x+=48){
    fill(31, 56, 6);rect(x + 0, 0, 3, 3);rect(x + 3, 0, 3, 3);rect(x + 0, 6, 3, 3);rect(x + 9, 12, 3, 3);rect(x + 12, 9, 3, 3);rect(x + 12, 3, 3, 3);rect(x + 15, 3, 3, 3);rect(x + 18, 3, 3, 3);rect(x + 24, 0, 3, 3);rect(x + 24, 3, 3, 3);rect(x + 27, 3, 3, 3);rect(x + 30, 3, 3, 3);rect(x + 33, 3, 3, 3);rect(x + 33, 0, 3, 3);rect(x + 39, 0, 3, 3);rect(x + 42, 0, 3, 3);rect(x + 42, 3, 3, 3);rect(x + 45, 9, 3, 3);rect(x + 30, 12, 3, 3);fill(38, 70, 8);rect(x + 0, 3, 3, 3);rect(x + 6, 0, 3, 3);rect(x + 9, 0, 3, 3);rect(x + 15, 0, 3, 3);rect(x + 9, 9, 3, 3);rect(x + 27, 12, 3, 3);rect(x + 27, 6, 3, 3);rect(x + 27, 0, 3, 3);rect(x + 30, 0, 3, 3);rect(x + 39, 3, 3, 3);rect(x + 36, 3, 3, 3);rect(x + 45, 0, 3, 3);rect(x + 45, 6, 3, 3);rect(x + 42, 12, 3, 3);fill(156, 49, 19);rect(x + 6, 9, 3, 3);rect(x + 3, 12, 3, 3);rect(x + 21, 9, 3, 3);rect(x + 18, 9, 3, 3);rect(x + 18, 12, 3, 3);rect(x + 27, 15, 3, 3);rect(x + 33, 9, 3, 3);rect(x + 36, 9, 3, 3);rect(x + 36, 12, 3, 3);rect(x + 39, 12, 3, 3);rect(x + 45, 12, 3, 3);fill(142, 45, 17);rect(x + 9, 6, 3, 3);rect(x + 6, 6, 3, 3);rect(x + 3, 9, 3, 3);rect(x + 0, 12, 3, 3);rect(x + 12, 12, 3, 3);rect(x + 15, 9, 3, 3);rect(x + 21, 6, 3, 3);rect(x + 30, 9, 3, 3);rect(x + 33, 6, 3, 3);rect(x + 39, 9, 3, 3);fill(170, 53, 21);rect(x + 3, 15, 3, 3);rect(x + 6, 12, 3, 3);rect(x + 15, 12, 3, 3);rect(x + 18, 15, 3, 3);rect(x + 21, 12, 3, 3);rect(x + 24, 12, 3, 3);rect(x + 33, 12, 3, 3);rect(x + 39, 15, 3, 3);fill(128, 41, 15);rect(x + 18, 6, 3, 3);rect(x + 24, 6, 3, 3);rect(x + 24, 9, 3, 3);rect(x + 30, 6, 3, 3);rect(x + 36, 6, 3, 3);fill(46, 84, 9);rect(x + 12, 6, 3, 3);rect(x + 12, 0, 3, 3);rect(x + 18, 0, 3, 3);rect(x + 27, 9, 3, 3);rect(x + 42, 9, 3, 3);fill(30, 56, 7);rect(x + 9, 3, 3, 3);rect(x + 6, 3, 3, 3);fill(100, 33, 11);rect(x + 0, 9, 3, 3);rect(x + 3, 6, 3, 3);rect(x + 15, 6, 3, 3);fill(86, 28, 9);rect(x + 39, 6, 3, 3);fill(114, 37, 13);rect(x + 42, 6, 3, 3);fill(37, 70, 9);rect(x + 3, 3, 3, 3);rect(x + 21, 3, 3, 3);fill(51, 97, 13);rect(x + 21, 0, 3, 3);fill(36, 70, 6);rect(x + 36, 0, 3, 3);fill(29, 56, 5);rect(x + 45, 3, 3, 3);
  }
  fill(100);
  rect(0,800,1000,200);
  fill(0);
  textSize(18);
  text("The , and . keys navigate the " + numofitems + " items for level creation.\nPress E to export when you're finished\nClick to place, click and drag for platforms\nThe line under moving enemies shows where they will move to\nUse the arrow keys to extend previous obstacle segment left, right, up or down\nPress D to delete all entities                                                                                                                   " + mouseX + ", " + mouseY,5,820);
  noStroke();
  if(mouseY < 800)
    drawSprite(selecteditem, mouseX, mouseY);//draw hovered item  
  for(int i = 0; i < spritetype.size(); i++){//show placed objects
    drawSprite(spritetype.get(i),x.get(i),y.get(i));
  }
}
void keyPressed() {
  if (key == CODED) {
    if (keyCode == LEFT) {
      if(lastplatx > 0){
        spritetype.add(0);
        x.add(lastplatx - 48);
        y.add(lastplaty);
        lastplatx -= 48;
      }
    }
    if(keyCode == RIGHT){
      if(lastplatx < 1000){
        spritetype.add(0);
        x.add(lastplatx + 48);
        y.add(lastplaty);
        lastplatx += 48;
      }
    }
    if(keyCode == UP){
      if(lastplaty > 0){
        spritetype.add(0);
        x.add(lastplatx);
        y.add(lastplaty - 48);
        lastplaty -= 48;
      }
    }
    if(keyCode == DOWN){
      if(lastplaty + 48 < 800){
        spritetype.add(0);
        x.add(lastplatx);
        y.add(lastplaty + 48);
        lastplaty += 48;
      }
    }
  }
  if(keyPressed){
    if(key == 'e' || key == 'E'){
      print("\n{");
      for(int i = 0; i < x.size(); i++){
        print(spritetype.get(i) + ", " + x.get(i) + ", " + y.get(i));
        if(i == x.size() - 1)
          print("}");
        else
          print(", ");
      }
    }else if(key == ','){//left
      selecteditem--;
      if(selecteditem < 0)
        selecteditem = numofitems;
    }else if(key == '.'){//right
      selecteditem++;
      if(selecteditem > numofitems)
        selecteditem = 0;
    }else if(key == 'd' || key == 'D'){
      spritetype.clear();
      x.clear();
      y.clear();
    }
  }
}

void drawSprite(int sprite, int x, int y){
  switch(sprite){
    case 0://platform
      fill(38, 70, 8);rect(x + 45, y + 0, 3, 3);rect(x + 39, y + 3, 3, 3);rect(x + 36, y + 3, 3, 3);rect(x + 30, y + 0, 3, 3);rect(x + 27, y + 0, 3, 3);rect(x + 6, y + 0, 3, 3);rect(x + 9, y + 0, 3, 3);rect(x + 15, y + 0, 3, 3);rect(x + 0, y + 3, 3, 3);rect(x + 6, y + 9, 3, 3);rect(x + 9, y + 9, 3, 3);rect(x + 24, y + 9, 3, 3);rect(x + 33, y + 9, 3, 3);rect(x + 39, y + 15, 3, 3);rect(x + 21, y + 18, 3, 3);rect(x + 24, y + 21, 3, 3);rect(x + 12, y + 15, 3, 3);rect(x + 3, y + 21, 3, 3);rect(x + 27, y + 27, 3, 3);rect(x + 30, y + 24, 3, 3);rect(x + 39, y + 24, 3, 3);rect(x + 45, y + 24, 3, 3);rect(x + 45, y + 27, 3, 3);rect(x + 33, y + 39, 3, 3);rect(x + 6, y + 30, 3, 3);fill(31, 56, 6);rect(x + 42, y + 3, 3, 3);rect(x + 42, y + 0, 3, 3);rect(x + 39, y + 0, 3, 3);rect(x + 33, y + 0, 3, 3);rect(x + 33, y + 3, 3, 3);rect(x + 30, y + 3, 3, 3);rect(x + 27, y + 3, 3, 3);rect(x + 24, y + 3, 3, 3);rect(x + 24, y + 0, 3, 3);rect(x + 27, y + 6, 3, 3);rect(x + 24, y + 12, 3, 3);rect(x + 12, y + 3, 3, 3);rect(x + 15, y + 3, 3, 3);rect(x + 18, y + 3, 3, 3);rect(x + 0, y + 0, 3, 3);rect(x + 3, y + 0, 3, 3);rect(x + 3, y + 6, 3, 3);rect(x + 9, y + 12, 3, 3);rect(x + 9, y + 18, 3, 3);rect(x + 6, y + 18, 3, 3);rect(x + 3, y + 27, 3, 3);rect(x + 18, y + 18, 3, 3);rect(x + 21, y + 21, 3, 3);rect(x + 24, y + 18, 3, 3);rect(x + 24, y + 24, 3, 3);rect(x + 39, y + 27, 3, 3);rect(x + 42, y + 24, 3, 3);rect(x + 42, y + 21, 3, 3);rect(x + 39, y + 18, 3, 3);rect(x + 33, y + 27, 3, 3);rect(x + 39, y + 39, 3, 3);rect(x + 42, y + 42, 3, 3);rect(x + 21, y + 45, 3, 3);rect(x + 18, y + 33, 3, 3);rect(x + 15, y + 36, 3, 3);fill(29, 56, 5);rect(x + 45, y + 3, 3, 3);rect(x + 33, y + 12, 3, 3);rect(x + 36, y + 39, 3, 3);fill(36, 70, 6);rect(x + 36, y + 0, 3, 3);rect(x + 3, y + 45, 3, 3);fill(51, 97, 13);rect(x + 21, y + 0, 3, 3);fill(46, 84, 9);rect(x + 18, y + 0, 3, 3);rect(x + 12, y + 0, 3, 3);rect(x + 27, y + 9, 3, 3);rect(x + 21, y + 15, 3, 3);rect(x + 0, y + 21, 3, 3);rect(x + 0, y + 24, 3, 3);rect(x + 3, y + 30, 3, 3);rect(x + 45, y + 21, 3, 3);rect(x + 36, y + 33, 3, 3);rect(x + 12, y + 36, 3, 3);rect(x + 12, y + 39, 3, 3);rect(x + 15, y + 42, 3, 3);fill(37, 70, 9);rect(x + 21, y + 3, 3, 3);rect(x + 3, y + 3, 3, 3);rect(x + 12, y + 18, 3, 3);rect(x + 42, y + 18, 3, 3);rect(x + 24, y + 45, 3, 3);fill(30, 56, 7);rect(x + 9, y + 3, 3, 3);rect(x + 6, y + 3, 3, 3);rect(x + 30, y + 9, 3, 3);fill(53, 98, 11);rect(x + 6, y + 6, 3, 3);rect(x + 12, y + 12, 3, 3);rect(x + 21, y + 12, 3, 3);rect(x + 36, y + 12, 3, 3);rect(x + 36, y + 15, 3, 3);rect(x + 30, y + 27, 3, 3);rect(x + 36, y + 27, 3, 3);rect(x + 27, y + 24, 3, 3);rect(x + 27, y + 21, 3, 3);rect(x + 21, y + 30, 3, 3);rect(x + 24, y + 33, 3, 3);rect(x + 39, y + 36, 3, 3);rect(x + 30, y + 45, 3, 3);rect(x + 15, y + 45, 3, 3);rect(x + 9, y + 36, 3, 3);rect(x + 0, y + 30, 3, 3);fill(39, 70, 7);rect(x + 18, y + 15, 3, 3);rect(x + 9, y + 33, 3, 3);rect(x + 18, y + 36, 3, 3);fill(47, 84, 8);rect(x + 0, y + 45, 3, 3);rect(x + 15, y + 15, 3, 3);fill(55, 98, 5);rect(x + 9, y + 45, 3, 3);rect(x + 15, y + 18, 3, 3);fill(45, 84, 10);rect(x + 3, y + 18, 3, 3);rect(x + 15, y + 39, 3, 3);fill(54, 98, 10);rect(x + 0, y + 27, 3, 3);rect(x + 3, y + 33, 3, 3);rect(x + 0, y + 42, 3, 3);rect(x + 12, y + 42, 3, 3);rect(x + 33, y + 42, 3, 3);fill(66, 126, 16);rect(x + 6, y + 45, 3, 3);rect(x + 12, y + 45, 3, 3);fill(43, 84, 7);rect(x + 6, y + 33, 3, 3);rect(x + 21, y + 33, 3, 3);fill(44, 84, 11);rect(x + 24, y + 30, 3, 3);rect(x + 27, y + 30, 3, 3);rect(x + 36, y + 36, 3, 3);fill(67, 126, 15);rect(x + 45, y + 45, 3, 3);rect(x + 27, y + 45, 3, 3);fill(62, 112, 11);rect(x + 18, y + 45, 3, 3);fill(52, 98, 12);rect(x + 42, y + 39, 3, 3);rect(x + 36, y + 30, 3, 3);fill(37, 69, 9);rect(x + 30, y + 42, 3, 3);fill(32, 53, 8);rect(x + 45, y + 42, 3, 3);fill(156, 49, 19);rect(x + 18, y + 27, 3, 3);rect(x + 18, y + 24, 3, 3);rect(x + 15, y + 30, 3, 3);rect(x + 12, y + 30, 3, 3);rect(x + 9, y + 27, 3, 3);rect(x + 6, y + 24, 3, 3);rect(x + 9, y + 24, 3, 3);rect(x + 12, y + 24, 3, 3);rect(x + 15, y + 24, 3, 3);rect(x + 15, y + 27, 3, 3);rect(x + 12, y + 27, 3, 3);rect(x + 3, y + 12, 3, 3);rect(x + 0, y + 15, 3, 3);rect(x + 0, y + 12, 3, 3);rect(x + 0, y + 9, 3, 3);rect(x + 15, y + 9, 3, 3);rect(x + 18, y + 9, 3, 3);rect(x + 45, y + 9, 3, 3);rect(x + 42, y + 9, 3, 3);rect(x + 42, y + 12, 3, 3);rect(x + 45, y + 12, 3, 3);rect(x + 45, y + 15, 3, 3);rect(x + 42, y + 30, 3, 3);rect(x + 42, y + 33, 3, 3);rect(x + 45, y + 33, 3, 3);rect(x + 45, y + 36, 3, 3);rect(x + 0, y + 36, 3, 3);rect(x + 3, y + 39, 3, 3);rect(x + 6, y + 39, 3, 3);rect(x + 21, y + 39, 3, 3);rect(x + 24, y + 39, 3, 3);rect(x + 27, y + 39, 3, 3);rect(x + 30, y + 36, 3, 3);rect(x + 30, y + 33, 3, 3);rect(x + 33, y + 21, 3, 3);rect(x + 33, y + 18, 3, 3);rect(x + 30, y + 18, 3, 3);rect(x + 30, y + 15, 3, 3);rect(x + 27, y + 15, 3, 3);fill(184, 51, 23);rect(x + 12, y + 33, 3, 3);fill(184, 57, 23);rect(x + 0, y + 18, 3, 3);rect(x + 3, y + 15, 3, 3);rect(x + 15, y + 12, 3, 3);rect(x + 18, y + 12, 3, 3);rect(x + 27, y + 18, 3, 3);rect(x + 36, y + 24, 3, 3);rect(x + 39, y + 12, 3, 3);rect(x + 42, y + 15, 3, 3);rect(x + 45, y + 18, 3, 3);rect(x + 9, y + 30, 3, 3);rect(x + 15, y + 33, 3, 3);rect(x + 18, y + 30, 3, 3);rect(x + 45, y + 39, 3, 3);rect(x + 0, y + 39, 3, 3);rect(x + 6, y + 42, 3, 3);rect(x + 9, y + 42, 3, 3);rect(x + 21, y + 42, 3, 3);rect(x + 30, y + 39, 3, 3);fill(170, 53, 21);rect(x + 6, y + 27, 3, 3);rect(x + 21, y + 27, 3, 3);rect(x + 6, y + 15, 3, 3);rect(x + 12, y + 9, 3, 3);rect(x + 21, y + 9, 3, 3);rect(x + 24, y + 42, 3, 3);rect(x + 33, y + 36, 3, 3);rect(x + 42, y + 36, 3, 3);rect(x + 39, y + 33, 3, 3);fill(198, 61, 25);rect(x + 3, y + 42, 3, 3);rect(x + 18, y + 42, 3, 3);rect(x + 33, y + 24, 3, 3);rect(x + 30, y + 21, 3, 3);fill(212, 65, 27);rect(x + 27, y + 42, 3, 3);fill(142, 45, 17);rect(x + 9, y + 39, 3, 3);rect(x + 0, y + 33, 3, 3);rect(x + 18, y + 39, 3, 3);rect(x + 27, y + 36, 3, 3);rect(x + 33, y + 33, 3, 3);rect(x + 36, y + 21, 3, 3);rect(x + 24, y + 15, 3, 3);fill(114, 38, 13);rect(x + 3, y + 36, 3, 3);rect(x + 33, y + 15, 3, 3);rect(x + 36, y + 9, 3, 3);fill(100, 30, 13);rect(x + 6, y + 36, 3, 3);fill(100, 33, 11);rect(x + 21, y + 36, 3, 3);rect(x + 45, y + 30, 3, 3);rect(x + 6, y + 21, 3, 3);rect(x + 33, y + 6, 3, 3);fill(115, 35, 15);rect(x + 24, y + 36, 3, 3);fill(100, 32, 10);rect(x + 27, y + 33, 3, 3);rect(x + 12, y + 21, 3, 3);rect(x + 36, y + 18, 3, 3);rect(x + 36, y + 6, 3, 3);fill(114, 37, 13);rect(x + 30, y + 30, 3, 3);rect(x + 42, y + 27, 3, 3);rect(x + 39, y + 21, 3, 3);rect(x + 21, y + 24, 3, 3);rect(x + 15, y + 21, 3, 3);rect(x + 0, y + 6, 3, 3);rect(x + 24, y + 6, 3, 3);rect(x + 18, y + 6, 3, 3);rect(x + 12, y + 6, 3, 3);rect(x + 30, y + 12, 3, 3);fill(128, 41, 15);rect(x + 3, y + 24, 3, 3);rect(x + 6, y + 12, 3, 3);rect(x + 3, y + 9, 3, 3);rect(x + 9, y + 6, 3, 3);rect(x + 15, y + 6, 3, 3);rect(x + 30, y + 6, 3, 3);rect(x + 27, y + 12, 3, 3);rect(x + 39, y + 30, 3, 3);rect(x + 24, y + 27, 3, 3);fill(86, 27, 10);rect(x + 9, y + 21, 3, 3);fill(86, 26, 11);rect(x + 18, y + 21, 3, 3);fill(128, 43, 15);rect(x + 9, y + 15, 3, 3);fill(100, 31, 12);rect(x + 45, y + 6, 3, 3);rect(x + 21, y + 6, 3, 3);rect(x + 33, y + 30, 3, 3);fill(156, 53, 19);rect(x + 39, y + 9, 3, 3);fill(114, 35, 14);rect(x + 39, y + 6, 3, 3);fill(86, 29, 8);rect(x + 42, y + 6, 3, 3);fill(202, 68, 30);rect(x + 33, y + 45, 3, 3);fill(189, 64, 28);rect(x + 36, y + 45, 3, 3);fill(176, 59, 26);rect(x + 42, y + 45, 3, 3);fill(202, 69, 30);rect(x + 39, y + 45, 3, 3);fill(124, 43, 18);rect(x + 39, y + 42, 3, 3);fill(150, 50, 22);rect(x + 36, y + 42, 3, 3);
    break;
    case 1://bat  50 px
      fill(0, 0, 0);rect(x + 18, y + 0, 3, 3);rect(x + 18, y + 3, 3, 3);rect(x + 27, y + 0, 3, 3);rect(x + 27, y + 3, 3, 3);rect(x + 27, y + 6, 3, 3);rect(x + 27, y + 9, 3, 3);rect(x + 18, y + 6, 3, 3);rect(x + 18, y + 9, 3, 3);rect(x + 15, y + 3, 3, 3);rect(x + 15, y + 6, 3, 3);rect(x + 30, y + 3, 3, 3);rect(x + 30, y + 6, 3, 3);rect(x + 21, y + 6, 3, 3);rect(x + 24, y + 6, 3, 3);rect(x + 24, y + 9, 3, 3);rect(x + 21, y + 9, 3, 3);rect(x + 21, y + 12, 3, 3);rect(x + 24, y + 12, 3, 3);rect(x + 6, y + 15, 3, 3);rect(x + 3, y + 15, 3, 3);rect(x + 3, y + 6, 3, 3);rect(x + 3, y + 9, 3, 3);rect(x + 3, y + 12, 3, 3);rect(x + 6, y + 12, 3, 3);rect(x + 9, y + 12, 3, 3);rect(x + 9, y + 15, 3, 3);rect(x + 12, y + 15, 3, 3);rect(x + 15, y + 15, 3, 3);rect(x + 18, y + 15, 3, 3);rect(x + 21, y + 15, 3, 3);rect(x + 24, y + 15, 3, 3);rect(x + 27, y + 15, 3, 3);rect(x + 30, y + 15, 3, 3);rect(x + 36, y + 15, 3, 3);rect(x + 42, y + 6, 3, 3);rect(x + 39, y + 12, 3, 3);rect(x + 36, y + 12, 3, 3);rect(x + 3, y + 18, 3, 3);rect(x + 3, y + 21, 3, 3);rect(x + 3, y + 24, 3, 3);rect(x + 3, y + 27, 3, 3);rect(x + 3, y + 30, 3, 3);rect(x + 9, y + 33, 3, 3);rect(x + 12, y + 33, 3, 3);rect(x + 15, y + 33, 3, 3);rect(x + 18, y + 33, 3, 3);rect(x + 18, y + 36, 3, 3);rect(x + 21, y + 36, 3, 3);rect(x + 21, y + 39, 3, 3);rect(x + 24, y + 39, 3, 3);rect(x + 24, y + 36, 3, 3);rect(x + 27, y + 36, 3, 3);rect(x + 27, y + 33, 3, 3);rect(x + 30, y + 33, 3, 3);rect(x + 33, y + 33, 3, 3);rect(x + 36, y + 33, 3, 3);rect(x + 36, y + 30, 3, 3);rect(x + 39, y + 30, 3, 3);rect(x + 42, y + 30, 3, 3);rect(x + 42, y + 27, 3, 3);rect(x + 42, y + 24, 3, 3);rect(x + 42, y + 21, 3, 3);rect(x + 42, y + 18, 3, 3);rect(x + 42, y + 9, 3, 3);rect(x + 42, y + 12, 3, 3);rect(x + 42, y + 15, 3, 3);rect(x + 39, y + 15, 3, 3);rect(x + 39, y + 18, 3, 3);rect(x + 39, y + 21, 3, 3);rect(x + 39, y + 27, 3, 3);rect(x + 39, y + 24, 3, 3);rect(x + 36, y + 24, 3, 3);rect(x + 36, y + 21, 3, 3);rect(x + 33, y + 21, 3, 3);rect(x + 33, y + 15, 3, 3);rect(x + 36, y + 18, 3, 3);rect(x + 33, y + 18, 3, 3);rect(x + 30, y + 18, 3, 3);rect(x + 21, y + 18, 3, 3);rect(x + 18, y + 18, 3, 3);rect(x + 15, y + 18, 3, 3);rect(x + 12, y + 18, 3, 3);rect(x + 9, y + 18, 3, 3);rect(x + 6, y + 18, 3, 3);rect(x + 6, y + 27, 3, 3);rect(x + 6, y + 30, 3, 3);rect(x + 9, y + 30, 3, 3);rect(x + 18, y + 30, 3, 3);rect(x + 21, y + 30, 3, 3);rect(x + 21, y + 33, 3, 3);rect(x + 24, y + 33, 3, 3);rect(x + 24, y + 30, 3, 3);rect(x + 36, y + 27, 3, 3);rect(x + 33, y + 30, 3, 3);rect(x + 27, y + 30, 3, 3);rect(x + 30, y + 30, 3, 3);rect(x + 30, y + 27, 3, 3);rect(x + 33, y + 27, 3, 3);rect(x + 33, y + 24, 3, 3);rect(x + 30, y + 21, 3, 3);rect(x + 27, y + 18, 3, 3);rect(x + 27, y + 21, 3, 3);rect(x + 24, y + 18, 3, 3);rect(x + 24, y + 21, 3, 3);rect(x + 21, y + 21, 3, 3);rect(x + 18, y + 21, 3, 3);rect(x + 15, y + 21, 3, 3);rect(x + 12, y + 21, 3, 3);rect(x + 9, y + 21, 3, 3);rect(x + 6, y + 21, 3, 3);rect(x + 6, y + 24, 3, 3);rect(x + 9, y + 27, 3, 3);rect(x + 12, y + 27, 3, 3);rect(x + 12, y + 30, 3, 3);rect(x + 15, y + 30, 3, 3);rect(x + 15, y + 27, 3, 3);rect(x + 18, y + 27, 3, 3);rect(x + 21, y + 27, 3, 3);rect(x + 24, y + 27, 3, 3);rect(x + 27, y + 27, 3, 3);rect(x + 30, y + 24, 3, 3);rect(x + 27, y + 24, 3, 3);rect(x + 24, y + 24, 3, 3);rect(x + 21, y + 24, 3, 3);rect(x + 18, y + 24, 3, 3);rect(x + 15, y + 24, 3, 3);rect(x + 12, y + 24, 3, 3);rect(x + 9, y + 24, 3, 3);
      fill(0);rect(x, y + 98 , 48, 1);
    break;
    case 2://wasp 50px
      fill(0, 0, 0);rect(x + 12, y + 6, 3, 3);rect(x + 9, y + 6, 3, 3);rect(x + 6, y + 6, 3, 3);rect(x + 3, y + 9, 3, 3);rect(x + 3, y + 12, 3, 3);rect(x + 6, y + 15, 3, 3);rect(x + 9, y + 15, 3, 3);rect(x + 15, y + 15, 3, 3);rect(x + 15, y + 9, 3, 3);rect(x + 12, y + 9, 3, 3);rect(x + 12, y + 12, 3, 3);rect(x + 12, y + 15, 3, 3);rect(x + 12, y + 18, 3, 3);rect(x + 12, y + 21, 3, 3);rect(x + 15, y + 21, 3, 3);rect(x + 18, y + 21, 3, 3);rect(x + 21, y + 21, 3, 3);rect(x + 21, y + 24, 3, 3);rect(x + 21, y + 27, 3, 3);rect(x + 21, y + 30, 3, 3);rect(x + 21, y + 33, 3, 3);rect(x + 18, y + 33, 3, 3);rect(x + 18, y + 36, 3, 3);rect(x + 15, y + 36, 3, 3);rect(x + 12, y + 36, 3, 3);rect(x + 6, y + 36, 3, 3);rect(x + 6, y + 39, 3, 3);rect(x + 9, y + 39, 3, 3);rect(x + 9, y + 42, 3, 3);rect(x + 12, y + 42, 3, 3);rect(x + 15, y + 42, 3, 3);rect(x + 18, y + 42, 3, 3);rect(x + 21, y + 42, 3, 3);rect(x + 24, y + 42, 3, 3);rect(x + 27, y + 42, 3, 3);rect(x + 27, y + 39, 3, 3);rect(x + 30, y + 39, 3, 3);rect(x + 30, y + 36, 3, 3);rect(x + 33, y + 36, 3, 3);rect(x + 33, y + 33, 3, 3);rect(x + 33, y + 30, 3, 3);rect(x + 36, y + 30, 3, 3);rect(x + 36, y + 27, 3, 3);rect(x + 36, y + 24, 3, 3);rect(x + 33, y + 24, 3, 3);rect(x + 33, y + 18, 3, 3);rect(x + 30, y + 18, 3, 3);rect(x + 30, y + 15, 3, 3);rect(x + 27, y + 12, 3, 3);rect(x + 15, y + 12, 3, 3);rect(x + 18, y + 12, 3, 3);rect(x + 30, y + 12, 3, 3);rect(x + 30, y + 9, 3, 3);rect(x + 33, y + 9, 3, 3);rect(x + 36, y + 6, 3, 3);rect(x + 36, y + 3, 3, 3);rect(x + 39, y + 3, 3, 3);rect(x + 42, y + 3, 3, 3);rect(x + 42, y + 0, 3, 3);rect(x + 45, y + 3, 3, 3);rect(x + 45, y + 6, 3, 3);rect(x + 45, y + 9, 3, 3);rect(x + 45, y + 12, 3, 3);rect(x + 42, y + 12, 3, 3);rect(x + 42, y + 15, 3, 3);rect(x + 36, y + 18, 3, 3);rect(x + 36, y + 21, 3, 3);rect(x + 33, y + 21, 3, 3);rect(x + 33, y + 6, 3, 3);rect(x + 30, y + 6, 3, 3);rect(x + 30, y + 3, 3, 3);rect(x + 30, y + 0, 3, 3);rect(x + 27, y + 0, 3, 3);rect(x + 24, y + 0, 3, 3);rect(x + 21, y + 0, 3, 3);rect(x + 21, y + 3, 3, 3);rect(x + 21, y + 6, 3, 3);rect(x + 21, y + 9, 3, 3);rect(x + 21, y + 12, 3, 3);rect(x + 24, y + 9, 3, 3);rect(x + 24, y + 12, 3, 3);rect(x + 39, y + 15, 3, 3);rect(x + 39, y + 18, 3, 3);fill(255, 255, 0);rect(x + 12, y + 39, 3, 3);rect(x + 15, y + 39, 3, 3);rect(x + 24, y + 39, 3, 3);rect(x + 21, y + 36, 3, 3);rect(x + 24, y + 36, 3, 3);rect(x + 27, y + 30, 3, 3);rect(x + 27, y + 24, 3, 3);rect(x + 27, y + 21, 3, 3);rect(x + 24, y + 24, 3, 3);rect(x + 24, y + 30, 3, 3);rect(x + 30, y + 33, 3, 3);rect(x + 30, y + 30, 3, 3);rect(x + 30, y + 21, 3, 3);rect(x + 33, y + 27, 3, 3);rect(x + 21, y + 15, 3, 3);rect(x + 21, y + 18, 3, 3);rect(x + 18, y + 15, 3, 3);rect(x + 18, y + 18, 3, 3);rect(x + 15, y + 18, 3, 3);rect(x + 27, y + 18, 3, 3);fill(0, 0, 0);rect(x + 27, y + 15, 3, 3);rect(x + 24, y + 15, 3, 3);rect(x + 24, y + 18, 3, 3);rect(x + 24, y + 21, 3, 3);rect(x + 30, y + 24, 3, 3);rect(x + 30, y + 27, 3, 3);rect(x + 27, y + 27, 3, 3);rect(x + 24, y + 27, 3, 3);rect(x + 24, y + 33, 3, 3);rect(x + 27, y + 33, 3, 3);rect(x + 27, y + 36, 3, 3);rect(x + 21, y + 39, 3, 3);rect(x + 18, y + 39, 3, 3);fill(0, 255, 255);rect(x + 27, y + 9, 3, 3);rect(x + 27, y + 3, 3, 3);rect(x + 24, y + 3, 3, 3);rect(x + 33, y + 12, 3, 3);rect(x + 33, y + 15, 3, 3);rect(x + 36, y + 15, 3, 3);rect(x + 39, y + 6, 3, 3);rect(x + 42, y + 6, 3, 3);rect(x + 42, y + 9, 3, 3);fill(255, 0, 0);rect(x + 6, y + 9, 3, 3);fill(0, 0, 0);rect(x + 9, y + 9, 3, 3);rect(x + 9, y + 12, 3, 3);rect(x + 6, y + 12, 3, 3);fill(0, 100, 255);rect(x + 36, y + 12, 3, 3);rect(x + 27, y + 6, 3, 3);rect(x + 24, y + 6, 3, 3);rect(x + 36, y + 9, 3, 3);rect(x + 39, y + 12, 3, 3);fill(0, 255, 255);rect(x + 39, y + 9, 3, 3);
      fill(0);rect(x + 98, y , 1, 48);
    break;
    case 3://spider
      fill(0, 0, 0);rect(x + 33, y + 27, 3, 3);rect(x + 45, y + 30, 3, 3);rect(x + 45, y + 36, 3, 3);rect(x + 33, y + 24, 3, 3);rect(x + 30, y + 24, 3, 3);rect(x + 30, y + 21, 3, 3);rect(x + 27, y + 21, 3, 3);rect(x + 12, y + 18, 3, 3);rect(x + 9, y + 18, 3, 3);rect(x + 9, y + 21, 3, 3);rect(x + 6, y + 21, 3, 3);rect(x + 3, y + 27, 3, 3);rect(x + 3, y + 36, 3, 3);rect(x + 6, y + 39, 3, 3);rect(x + 12, y + 39, 3, 3);rect(x + 15, y + 39, 3, 3);rect(x + 18, y + 39, 3, 3);rect(x + 24, y + 39, 3, 3);rect(x + 27, y + 39, 3, 3);rect(x + 33, y + 39, 3, 3);rect(x + 6, y + 24, 3, 3);rect(x + 27, y + 18, 3, 3);rect(x + 24, y + 18, 3, 3);rect(x + 12, y + 24, 3, 3);rect(x + 9, y + 24, 3, 3);rect(x + 9, y + 27, 3, 3);rect(x + 6, y + 27, 3, 3);rect(x + 12, y + 36, 3, 3);rect(x + 18, y + 36, 3, 3);rect(x + 24, y + 36, 3, 3);rect(x + 33, y + 36, 3, 3);rect(x + 39, y + 36, 3, 3);rect(x + 42, y + 36, 3, 3);rect(x + 30, y + 27, 3, 3);rect(x + 27, y + 27, 3, 3);rect(x + 27, y + 24, 3, 3);rect(x + 24, y + 24, 3, 3);rect(x + 21, y + 24, 3, 3);rect(x + 18, y + 24, 3, 3);rect(x + 15, y + 24, 3, 3);rect(x + 15, y + 27, 3, 3);rect(x + 12, y + 27, 3, 3);rect(x + 15, y + 30, 3, 3);rect(x + 18, y + 33, 3, 3);rect(x + 39, y + 33, 3, 3);rect(x + 18, y + 30, 3, 3);rect(x + 18, y + 27, 3, 3);rect(x + 21, y + 27, 3, 3);rect(x + 24, y + 27, 3, 3);fill(255, 0, 0);rect(x + 21, y + 18, 3, 3);rect(x + 15, y + 18, 3, 3);rect(x + 18, y + 18, 3, 3);fill(0, 0, 0);rect(x + 36, y + 27, 3, 3);fill(20, 20, 20);rect(x + 15, y + 36, 3, 3);rect(x + 9, y + 36, 3, 3);rect(x + 9, y + 39, 3, 3);rect(x + 9, y + 42, 3, 3);rect(x + 9, y + 45, 3, 3);rect(x + 27, y + 36, 3, 3);rect(x + 21, y + 36, 3, 3);rect(x + 21, y + 39, 3, 3);rect(x + 21, y + 42, 3, 3);rect(x + 21, y + 45, 3, 3);rect(x + 6, y + 36, 3, 3);rect(x + 0, y + 36, 3, 3);rect(x + 0, y + 39, 3, 3);rect(x + 0, y + 42, 3, 3);rect(x + 0, y + 45, 3, 3);rect(x + 36, y + 36, 3, 3);rect(x + 36, y + 39, 3, 3);rect(x + 36, y + 42, 3, 3);rect(x + 36, y + 45, 3, 3);fill(0, 0, 0);rect(x + 30, y + 39, 3, 3);fill(20, 20, 20);rect(x + 30, y + 36, 3, 3);fill(15, 15, 15);rect(x + 3, y + 45, 3, 3);rect(x + 24, y + 42, 3, 3);rect(x + 24, y + 45, 3, 3);rect(x + 39, y + 42, 3, 3);rect(x + 39, y + 45, 3, 3);rect(x + 12, y + 42, 3, 3);rect(x + 12, y + 45, 3, 3);rect(x + 3, y + 39, 3, 3);rect(x + 3, y + 42, 3, 3);fill(20, 20, 20);rect(x + 24, y + 33, 3, 3);rect(x + 33, y + 33, 3, 3);fill(0, 0, 0);rect(x + 21, y + 33, 3, 3);rect(x + 21, y + 30, 3, 3);rect(x + 24, y + 30, 3, 3);rect(x + 27, y + 33, 3, 3);rect(x + 27, y + 30, 3, 3);rect(x + 30, y + 33, 3, 3);rect(x + 30, y + 30, 3, 3);rect(x + 33, y + 30, 3, 3);rect(x + 36, y + 33, 3, 3);rect(x + 36, y + 30, 3, 3);rect(x + 39, y + 30, 3, 3);rect(x + 42, y + 30, 3, 3);fill(255, 0, 0);rect(x + 42, y + 33, 3, 3);fill(0, 0, 0);rect(x + 45, y + 33, 3, 3);rect(x + 39, y + 39, 3, 3);fill(255, 0, 0);rect(x + 12, y + 21, 3, 3);rect(x + 15, y + 21, 3, 3);rect(x + 18, y + 21, 3, 3);rect(x + 21, y + 21, 3, 3);rect(x + 24, y + 21, 3, 3);fill(0, 0, 0);rect(x + 42, y + 39, 3, 3);rect(x + 45, y + 39, 3, 3);fill(20, 20, 20);rect(x + 3, y + 33, 3, 3);rect(x + 12, y + 33, 3, 3);fill(0, 0, 0);rect(x + 15, y + 33, 3, 3);rect(x + 12, y + 30, 3, 3);rect(x + 9, y + 33, 3, 3);rect(x + 9, y + 30, 3, 3);rect(x + 6, y + 33, 3, 3);rect(x + 6, y + 30, 3, 3);rect(x + 3, y + 30, 3, 3);
      fill(0);rect(x + 98, y , 1, 48);
    break;
    case 4://spike
      fill(255, 255, 255);rect(x + 42, y + 3, 3, 3);rect(x + 39, y + 6, 3, 3);rect(x + 36, y + 9, 3, 3);rect(x + 33, y + 9, 3, 3);rect(x + 33, y + 12, 3, 3);rect(x + 36, y + 12, 3, 3);rect(x + 30, y + 12, 3, 3);rect(x + 30, y + 15, 3, 3);rect(x + 33, y + 15, 3, 3);rect(x + 6, y + 6, 3, 3);rect(x + 9, y + 9, 3, 3);rect(x + 9, y + 12, 3, 3);rect(x + 12, y + 9, 3, 3);rect(x + 12, y + 12, 3, 3);rect(x + 12, y + 15, 3, 3);rect(x + 15, y + 15, 3, 3);rect(x + 15, y + 12, 3, 3);rect(x + 21, y + 3, 3, 3);rect(x + 21, y + 6, 3, 3);rect(x + 21, y + 9, 3, 3);rect(x + 21, y + 12, 3, 3);rect(x + 24, y + 9, 3, 3);rect(x + 24, y + 12, 3, 3);rect(x + 3, y + 24, 3, 3);rect(x + 6, y + 24, 3, 3);rect(x + 9, y + 21, 3, 3);rect(x + 9, y + 24, 3, 3);rect(x + 12, y + 24, 3, 3);rect(x + 12, y + 21, 3, 3);rect(x + 3, y + 42, 3, 3);rect(x + 6, y + 39, 3, 3);rect(x + 9, y + 33, 3, 3);rect(x + 9, y + 36, 3, 3);rect(x + 12, y + 36, 3, 3);rect(x + 12, y + 33, 3, 3);rect(x + 12, y + 30, 3, 3);rect(x + 15, y + 30, 3, 3);rect(x + 15, y + 33, 3, 3);rect(x + 24, y + 42, 3, 3);rect(x + 24, y + 39, 3, 3);rect(x + 21, y + 33, 3, 3);rect(x + 21, y + 36, 3, 3);rect(x + 24, y + 36, 3, 3);rect(x + 24, y + 33, 3, 3);rect(x + 42, y + 42, 3, 3);rect(x + 39, y + 39, 3, 3);rect(x + 36, y + 36, 3, 3);rect(x + 33, y + 36, 3, 3);rect(x + 33, y + 33, 3, 3);rect(x + 36, y + 33, 3, 3);rect(x + 30, y + 33, 3, 3);rect(x + 30, y + 30, 3, 3);rect(x + 33, y + 30, 3, 3);rect(x + 42, y + 21, 3, 3);rect(x + 39, y + 21, 3, 3);rect(x + 36, y + 21, 3, 3);rect(x + 33, y + 21, 3, 3);rect(x + 33, y + 24, 3, 3);rect(x + 36, y + 24, 3, 3);rect(x + 27, y + 21, 3, 3);rect(x + 27, y + 24, 3, 3);rect(x + 24, y + 24, 3, 3);rect(x + 24, y + 27, 3, 3);rect(x + 21, y + 27, 3, 3);rect(x + 21, y + 24, 3, 3);rect(x + 18, y + 24, 3, 3);rect(x + 18, y + 21, 3, 3);rect(x + 21, y + 21, 3, 3);rect(x + 21, y + 18, 3, 3);rect(x + 24, y + 18, 3, 3);rect(x + 24, y + 21, 3, 3);fill(50, 50, 50);rect(x + 27, y + 27, 3, 3);rect(x + 27, y + 30, 3, 3);rect(x + 27, y + 33, 3, 3);rect(x + 30, y + 36, 3, 3);rect(x + 27, y + 36, 3, 3);rect(x + 27, y + 39, 3, 3);rect(x + 27, y + 42, 3, 3);rect(x + 21, y + 39, 3, 3);rect(x + 21, y + 42, 3, 3);rect(x + 24, y + 45, 3, 3);rect(x + 33, y + 39, 3, 3);rect(x + 36, y + 39, 3, 3);rect(x + 36, y + 42, 3, 3);rect(x + 39, y + 42, 3, 3);rect(x + 39, y + 45, 3, 3);rect(x + 42, y + 45, 3, 3);rect(x + 45, y + 45, 3, 3);rect(x + 45, y + 42, 3, 3);rect(x + 45, y + 39, 3, 3);rect(x + 42, y + 39, 3, 3);rect(x + 42, y + 36, 3, 3);rect(x + 39, y + 36, 3, 3);rect(x + 39, y + 33, 3, 3);rect(x + 36, y + 30, 3, 3);rect(x + 36, y + 27, 3, 3);rect(x + 33, y + 27, 3, 3);rect(x + 30, y + 27, 3, 3);rect(x + 24, y + 30, 3, 3);rect(x + 21, y + 30, 3, 3);rect(x + 18, y + 30, 3, 3);rect(x + 18, y + 33, 3, 3);rect(x + 18, y + 36, 3, 3);rect(x + 15, y + 36, 3, 3);rect(x + 12, y + 39, 3, 3);rect(x + 9, y + 39, 3, 3);rect(x + 9, y + 42, 3, 3);rect(x + 6, y + 42, 3, 3);rect(x + 6, y + 45, 3, 3);rect(x + 3, y + 45, 3, 3);rect(x + 0, y + 45, 3, 3);rect(x + 0, y + 42, 3, 3);rect(x + 0, y + 39, 3, 3);rect(x + 3, y + 39, 3, 3);rect(x + 3, y + 36, 3, 3);rect(x + 6, y + 36, 3, 3);rect(x + 6, y + 33, 3, 3);rect(x + 18, y + 27, 3, 3);rect(x + 15, y + 27, 3, 3);rect(x + 12, y + 27, 3, 3);rect(x + 6, y + 27, 3, 3);rect(x + 3, y + 27, 3, 3);rect(x + 9, y + 30, 3, 3);rect(x + 9, y + 27, 3, 3);rect(x + 0, y + 24, 3, 3);rect(x + 3, y + 21, 3, 3);rect(x + 6, y + 21, 3, 3);rect(x + 9, y + 15, 3, 3);rect(x + 9, y + 18, 3, 3);rect(x + 12, y + 18, 3, 3);rect(x + 15, y + 18, 3, 3);rect(x + 18, y + 18, 3, 3);rect(x + 15, y + 21, 3, 3);rect(x + 15, y + 24, 3, 3);rect(x + 21, y + 15, 3, 3);rect(x + 24, y + 15, 3, 3);rect(x + 27, y + 15, 3, 3);rect(x + 27, y + 18, 3, 3);rect(x + 30, y + 18, 3, 3);rect(x + 30, y + 21, 3, 3);rect(x + 30, y + 24, 3, 3);rect(x + 33, y + 18, 3, 3);rect(x + 36, y + 18, 3, 3);rect(x + 39, y + 18, 3, 3);rect(x + 42, y + 18, 3, 3);rect(x + 45, y + 21, 3, 3);rect(x + 42, y + 24, 3, 3);rect(x + 39, y + 24, 3, 3);rect(x + 36, y + 15, 3, 3);rect(x + 39, y + 12, 3, 3);rect(x + 39, y + 9, 3, 3);rect(x + 42, y + 9, 3, 3);rect(x + 42, y + 6, 3, 3);rect(x + 45, y + 6, 3, 3);rect(x + 45, y + 3, 3, 3);rect(x + 45, y + 0, 3, 3);rect(x + 42, y + 0, 3, 3);rect(x + 39, y + 0, 3, 3);rect(x + 39, y + 3, 3, 3);rect(x + 36, y + 3, 3, 3);rect(x + 36, y + 6, 3, 3);rect(x + 33, y + 6, 3, 3);rect(x + 30, y + 9, 3, 3);rect(x + 27, y + 9, 3, 3);rect(x + 27, y + 12, 3, 3);rect(x + 24, y + 6, 3, 3);rect(x + 24, y + 3, 3, 3);rect(x + 21, y + 0, 3, 3);rect(x + 18, y + 3, 3, 3);rect(x + 18, y + 6, 3, 3);rect(x + 18, y + 9, 3, 3);rect(x + 18, y + 12, 3, 3);rect(x + 18, y + 15, 3, 3);rect(x + 15, y + 9, 3, 3);rect(x + 12, y + 6, 3, 3);rect(x + 9, y + 6, 3, 3);rect(x + 9, y + 3, 3, 3);rect(x + 6, y + 3, 3, 3);rect(x + 6, y + 0, 3, 3);rect(x + 0, y + 0, 3, 3);rect(x + 3, y + 0, 3, 3);rect(x + 0, y + 3, 3, 3);rect(x + 0, y + 6, 3, 3);rect(x + 3, y + 6, 3, 3);rect(x + 3, y + 9, 3, 3);rect(x + 6, y + 9, 3, 3);rect(x + 6, y + 12, 3, 3);fill(255, 255, 255);rect(x + 3, y + 3, 3, 3);
    break;
    case 5://invincibility potion
      fill(110, 255, 255);rect(x + 18, y + 9, 3, 3);rect(x + 27, y + 9, 3, 3);rect(x + 18, y + 12, 3, 3);rect(x + 15, y + 15, 3, 3);rect(x + 12, y + 15, 3, 3);rect(x + 9, y + 15, 3, 3);rect(x + 6, y + 15, 3, 3);rect(x + 3, y + 15, 3, 3);rect(x + 6, y + 18, 3, 3);rect(x + 9, y + 21, 3, 3);rect(x + 12, y + 24, 3, 3);rect(x + 15, y + 27, 3, 3);rect(x + 12, y + 30, 3, 3);rect(x + 9, y + 36, 3, 3);rect(x + 9, y + 42, 3, 3);rect(x + 9, y + 39, 3, 3);rect(x + 12, y + 39, 3, 3);rect(x + 15, y + 39, 3, 3);rect(x + 18, y + 36, 3, 3);rect(x + 18, y + 33, 3, 3);rect(x + 21, y + 30, 3, 3);rect(x + 24, y + 30, 3, 3);rect(x + 27, y + 33, 3, 3);rect(x + 27, y + 36, 3, 3);rect(x + 30, y + 39, 3, 3);rect(x + 33, y + 39, 3, 3);rect(x + 36, y + 42, 3, 3);rect(x + 36, y + 39, 3, 3);rect(x + 36, y + 36, 3, 3);rect(x + 33, y + 33, 3, 3);rect(x + 33, y + 30, 3, 3);rect(x + 27, y + 12, 3, 3);rect(x + 30, y + 15, 3, 3);rect(x + 33, y + 15, 3, 3);rect(x + 36, y + 15, 3, 3);rect(x + 42, y + 15, 3, 3);rect(x + 39, y + 15, 3, 3);rect(x + 39, y + 18, 3, 3);rect(x + 33, y + 24, 3, 3);rect(x + 30, y + 27, 3, 3);fill(0, 0, 255);rect(x + 12, y + 36, 3, 3);rect(x + 15, y + 36, 3, 3);rect(x + 15, y + 33, 3, 3);rect(x + 15, y + 30, 3, 3);rect(x + 18, y + 30, 3, 3);rect(x + 18, y + 27, 3, 3);rect(x + 21, y + 27, 3, 3);rect(x + 24, y + 27, 3, 3);rect(x + 27, y + 27, 3, 3);rect(x + 27, y + 30, 3, 3);rect(x + 30, y + 30, 3, 3);rect(x + 30, y + 33, 3, 3);rect(x + 30, y + 36, 3, 3);rect(x + 33, y + 36, 3, 3);rect(x + 27, y + 24, 3, 3);rect(x + 30, y + 24, 3, 3);rect(x + 30, y + 21, 3, 3);rect(x + 33, y + 18, 3, 3);rect(x + 36, y + 18, 3, 3);rect(x + 33, y + 21, 3, 3);rect(x + 21, y + 15, 3, 3);rect(x + 18, y + 15, 3, 3);rect(x + 18, y + 18, 3, 3);rect(x + 15, y + 18, 3, 3);rect(x + 9, y + 18, 3, 3);rect(x + 12, y + 18, 3, 3);rect(x + 12, y + 21, 3, 3);rect(x + 15, y + 21, 3, 3);rect(x + 15, y + 24, 3, 3);rect(x + 18, y + 24, 3, 3);rect(x + 21, y + 24, 3, 3);rect(x + 24, y + 24, 3, 3);rect(x + 24, y + 21, 3, 3);rect(x + 24, y + 18, 3, 3);rect(x + 21, y + 18, 3, 3);rect(x + 21, y + 21, 3, 3);rect(x + 18, y + 21, 3, 3);rect(x + 21, y + 9, 3, 3);rect(x + 21, y + 12, 3, 3);rect(x + 24, y + 12, 3, 3);fill(110, 255, 255);rect(x + 36, y + 21, 3, 3);rect(x + 12, y + 33, 3, 3);fill(123, 87, 35);rect(x + 24, y + 3, 3, 3);rect(x + 15, y + 3, 3, 3);rect(x + 21, y + 3, 3, 3);rect(x + 18, y + 3, 3, 3);rect(x + 18, y + 0, 3, 3);rect(x + 21, y + 0, 3, 3);rect(x + 24, y + 0, 3, 3);rect(x + 27, y + 0, 3, 3);rect(x + 27, y + 3, 3, 3);rect(x + 30, y + 3, 3, 3);fill(0, 0, 255);rect(x + 30, y + 18, 3, 3);rect(x + 24, y + 9, 3, 3);fill(123, 87, 35);rect(x + 21, y + 6, 3, 3);rect(x + 24, y + 6, 3, 3);fill(0, 0, 255);rect(x + 24, y + 15, 3, 3);rect(x + 27, y + 15, 3, 3);rect(x + 27, y + 18, 3, 3);rect(x + 27, y + 21, 3, 3);
    break;
    case 6://stop lava potion
      fill(110, 255, 255);rect(x + 18, y + 18, 3, 3);rect(x + 27, y + 18, 3, 3);fill(255, 0, 0);rect(x + 27, y + 30, 3, 3);rect(x + 24, y + 30, 3, 3);rect(x + 21, y + 30, 3, 3);rect(x + 27, y + 27, 3, 3);rect(x + 24, y + 27, 3, 3);rect(x + 18, y + 24, 3, 3);rect(x + 24, y + 24, 3, 3);rect(x + 21, y + 24, 3, 3);rect(x + 21, y + 27, 3, 3);rect(x + 18, y + 27, 3, 3);rect(x + 15, y + 27, 3, 3);rect(x + 15, y + 30, 3, 3);rect(x + 12, y + 30, 3, 3);rect(x + 12, y + 33, 3, 3);rect(x + 15, y + 33, 3, 3);rect(x + 27, y + 36, 3, 3);rect(x + 30, y + 33, 3, 3);rect(x + 27, y + 33, 3, 3);rect(x + 24, y + 33, 3, 3);rect(x + 24, y + 36, 3, 3);rect(x + 18, y + 36, 3, 3);rect(x + 21, y + 33, 3, 3);rect(x + 21, y + 36, 3, 3);rect(x + 18, y + 33, 3, 3);rect(x + 18, y + 30, 3, 3);fill(110, 255, 255);rect(x + 18, y + 3, 3, 3);rect(x + 21, y + 3, 3, 3);rect(x + 24, y + 6, 3, 3);rect(x + 24, y + 3, 3, 3);rect(x + 27, y + 3, 3, 3);rect(x + 15, y + 3, 3, 3);rect(x + 30, y + 3, 3, 3);rect(x + 18, y + 6, 3, 3);rect(x + 18, y + 9, 3, 3);rect(x + 18, y + 12, 3, 3);rect(x + 18, y + 15, 3, 3);rect(x + 27, y + 6, 3, 3);rect(x + 27, y + 9, 3, 3);rect(x + 27, y + 12, 3, 3);rect(x + 27, y + 15, 3, 3);rect(x + 15, y + 18, 3, 3);rect(x + 12, y + 18, 3, 3);rect(x + 12, y + 21, 3, 3);rect(x + 9, y + 21, 3, 3);rect(x + 9, y + 24, 3, 3);rect(x + 6, y + 24, 3, 3);rect(x + 6, y + 27, 3, 3);rect(x + 9, y + 39, 3, 3);rect(x + 12, y + 39, 3, 3);rect(x + 12, y + 42, 3, 3);rect(x + 15, y + 42, 3, 3);rect(x + 18, y + 42, 3, 3);rect(x + 21, y + 42, 3, 3);rect(x + 24, y + 42, 3, 3);rect(x + 27, y + 42, 3, 3);rect(x + 30, y + 42, 3, 3);rect(x + 39, y + 36, 3, 3);rect(x + 39, y + 33, 3, 3);rect(x + 39, y + 30, 3, 3);rect(x + 39, y + 27, 3, 3);rect(x + 39, y + 24, 3, 3);rect(x + 36, y + 24, 3, 3);rect(x + 36, y + 21, 3, 3);rect(x + 33, y + 21, 3, 3);rect(x + 33, y + 18, 3, 3);rect(x + 30, y + 18, 3, 3);rect(x + 21, y + 6, 3, 3);fill(255, 0, 0);rect(x + 21, y + 12, 3, 3);rect(x + 21, y + 15, 3, 3);rect(x + 21, y + 18, 3, 3);rect(x + 21, y + 21, 3, 3);rect(x + 24, y + 21, 3, 3);rect(x + 24, y + 18, 3, 3);rect(x + 24, y + 15, 3, 3);rect(x + 24, y + 12, 3, 3);rect(x + 21, y + 9, 3, 3);rect(x + 24, y + 9, 3, 3);rect(x + 18, y + 21, 3, 3);rect(x + 15, y + 21, 3, 3);rect(x + 15, y + 24, 3, 3);rect(x + 12, y + 24, 3, 3);rect(x + 12, y + 27, 3, 3);rect(x + 9, y + 27, 3, 3);rect(x + 9, y + 30, 3, 3);rect(x + 9, y + 33, 3, 3);rect(x + 12, y + 36, 3, 3);rect(x + 15, y + 36, 3, 3);rect(x + 15, y + 39, 3, 3);rect(x + 18, y + 39, 3, 3);rect(x + 21, y + 39, 3, 3);rect(x + 24, y + 39, 3, 3);rect(x + 27, y + 39, 3, 3);rect(x + 30, y + 39, 3, 3);rect(x + 30, y + 36, 3, 3);rect(x + 33, y + 33, 3, 3);rect(x + 36, y + 33, 3, 3);rect(x + 36, y + 30, 3, 3);rect(x + 36, y + 27, 3, 3);rect(x + 33, y + 24, 3, 3);rect(x + 30, y + 21, 3, 3);rect(x + 27, y + 21, 3, 3);rect(x + 33, y + 36, 3, 3);fill(110, 255, 255);rect(x + 9, y + 36, 3, 3);rect(x + 6, y + 36, 3, 3);rect(x + 6, y + 33, 3, 3);rect(x + 6, y + 30, 3, 3);rect(x + 33, y + 39, 3, 3);rect(x + 33, y + 42, 3, 3);rect(x + 36, y + 36, 3, 3);rect(x + 36, y + 39, 3, 3);fill(255, 255, 255);rect(x + 27, y + 24, 3, 3);rect(x + 30, y + 24, 3, 3);rect(x + 33, y + 27, 3, 3);rect(x + 30, y + 27, 3, 3);rect(x + 33, y + 30, 3, 3);rect(x + 30, y + 30, 3, 3);
    break;
    case 7:
      fill(0, 0, 0);rect(x + 8, y + 56, 4, 4);rect(x + 8, y + 52, 4, 4);rect(x + 12, y + 52, 4, 4);rect(x + 8, y + 48, 4, 4);rect(x + 12, y + 48, 4, 4);rect(x + 24, y + 56, 4, 4);rect(x + 28, y + 52, 4, 4);rect(x + 24, y + 52, 4, 4);rect(x + 24, y + 48, 4, 4);rect(x + 28, y + 48, 4, 4);rect(x + 28, y + 20, 4, 4);rect(x + 16, y + 20, 4, 4);rect(x + 4, y + 44, 4, 4);rect(x + 4, y + 40, 4, 4);rect(x + 0, y + 36, 4, 4);fill(24, 24, 24);rect(x + 16, y + 48, 4, 4);rect(x + 4, y + 36, 4, 4);fill(36, 36, 36);rect(x + 0, y + 40, 4, 4);rect(x + 0, y + 44, 4, 4);rect(x + 20, y + 48, 4, 4);fill(64, 64, 64);rect(x + 4, y + 32, 4, 4);fill(206, 206, 206);rect(x + 20, y + 32, 4, 4);rect(x + 24, y + 32, 4, 4);fill(238, 238, 238);rect(x + 20, y + 36, 4, 4);rect(x + 24, y + 36, 4, 4);rect(x + 20, y + 40, 4, 4);rect(x + 24, y + 40, 4, 4);rect(x + 20, y + 44, 4, 4);rect(x + 24, y + 44, 4, 4);fill(0, 62, 8);rect(x + 28, y + 36, 4, 4);rect(x + 28, y + 40, 4, 4);rect(x + 28, y + 44, 4, 4);rect(x + 16, y + 36, 4, 4);rect(x + 16, y + 40, 4, 4);rect(x + 16, y + 44, 4, 4);fill(8, 84, 19);rect(x + 16, y + 32, 4, 4);rect(x + 28, y + 32, 4, 4);fill(37, 109, 47);rect(x + 8, y + 32, 4, 4);rect(x + 12, y + 32, 4, 4);fill(63, 131, 69);rect(x + 8, y + 36, 4, 4);rect(x + 12, y + 40, 4, 4);rect(x + 12, y + 44, 4, 4);rect(x + 8, y + 44, 4, 4);rect(x + 8, y + 40, 4, 4);fill(225, 202, 0);rect(x + 12, y + 36, 4, 4);fill(249, 219, 171);rect(x + 8, y + 28, 4, 4);rect(x + 12, y + 28, 4, 4);rect(x + 12, y + 24, 4, 4);rect(x + 12, y + 20, 4, 4);fill(227, 192, 137);rect(x + 16, y + 24, 4, 4);rect(x + 16, y + 28, 4, 4);rect(x + 20, y + 28, 4, 4);rect(x + 24, y + 28, 4, 4);rect(x + 28, y + 28, 4, 4);rect(x + 28, y + 24, 4, 4);rect(x + 20, y + 20, 4, 4);rect(x + 24, y + 20, 4, 4);rect(x + 16, y + 16, 4, 4);rect(x + 20, y + 16, 4, 4);rect(x + 24, y + 16, 4, 4);rect(x + 28, y + 16, 4, 4);fill(211, 175, 115);rect(x + 16, y + 12, 4, 4);rect(x + 20, y + 12, 4, 4);rect(x + 24, y + 12, 4, 4);fill(54, 36, 6);rect(x + 16, y + 8, 4, 4);rect(x + 16, y + 4, 4, 4);rect(x + 12, y + 4, 4, 4);rect(x + 20, y + 8, 4, 4);rect(x + 32, y + 16, 4, 4);rect(x + 32, y + 12, 4, 4);rect(x + 32, y + 8, 4, 4);rect(x + 28, y + 4, 4, 4);rect(x + 20, y + 4, 4, 4);rect(x + 24, y + 4, 4, 4);rect(x + 24, y + 8, 4, 4);rect(x + 28, y + 8, 4, 4);rect(x + 28, y + 12, 4, 4);fill(66, 45, 7);rect(x + 8, y + 8, 4, 4);rect(x + 12, y + 8, 4, 4);rect(x + 8, y + 12, 4, 4);rect(x + 12, y + 12, 4, 4);rect(x + 8, y + 16, 4, 4);rect(x + 12, y + 16, 4, 4);rect(x + 8, y + 20, 4, 4);rect(x + 8, y + 24, 4, 4);rect(x + 4, y + 20, 4, 4);rect(x + 4, y + 16, 4, 4);rect(x + 4, y + 12, 4, 4);rect(x + 20, y + 24, 4, 4);rect(x + 24, y + 24, 4, 4);
      fill(255,0,0);rect(x, y - 260, 48,10);
    break;
  }
}
